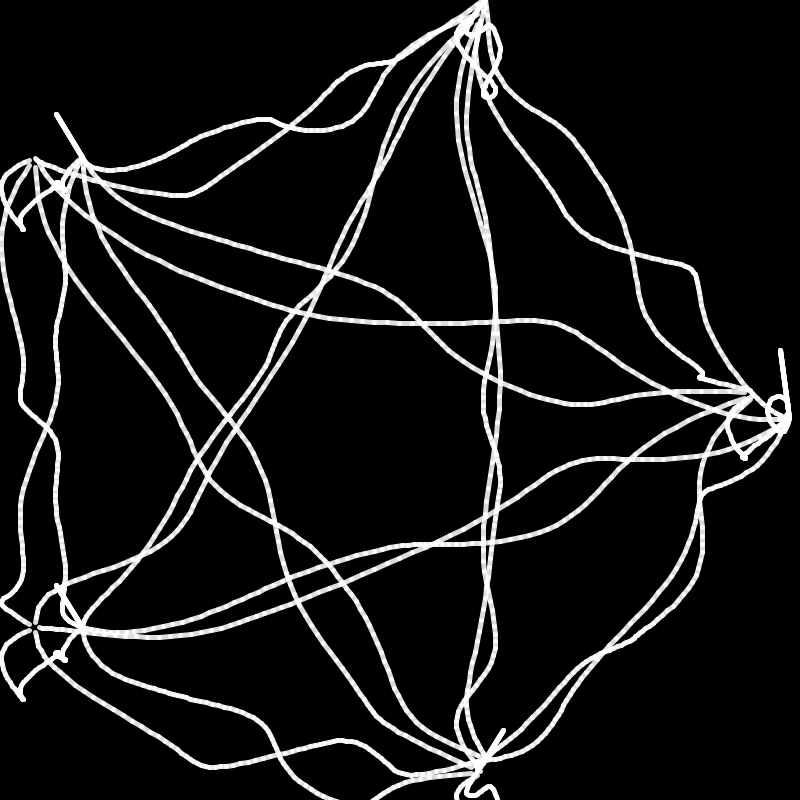
Frame 1 (no input)
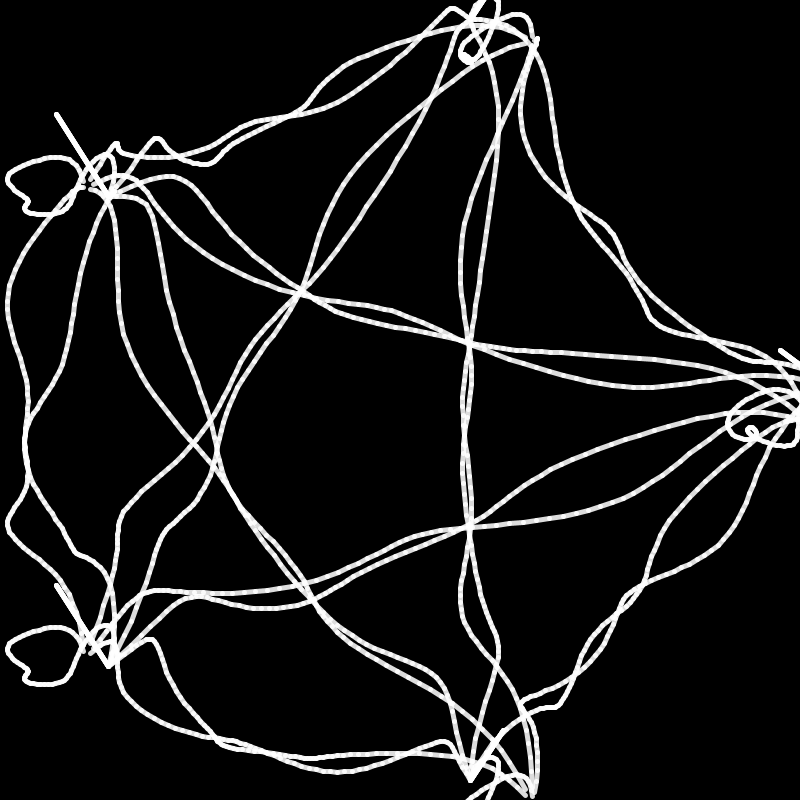
Frame 60 (the mouse pressed at the canvas centre just before this capture)
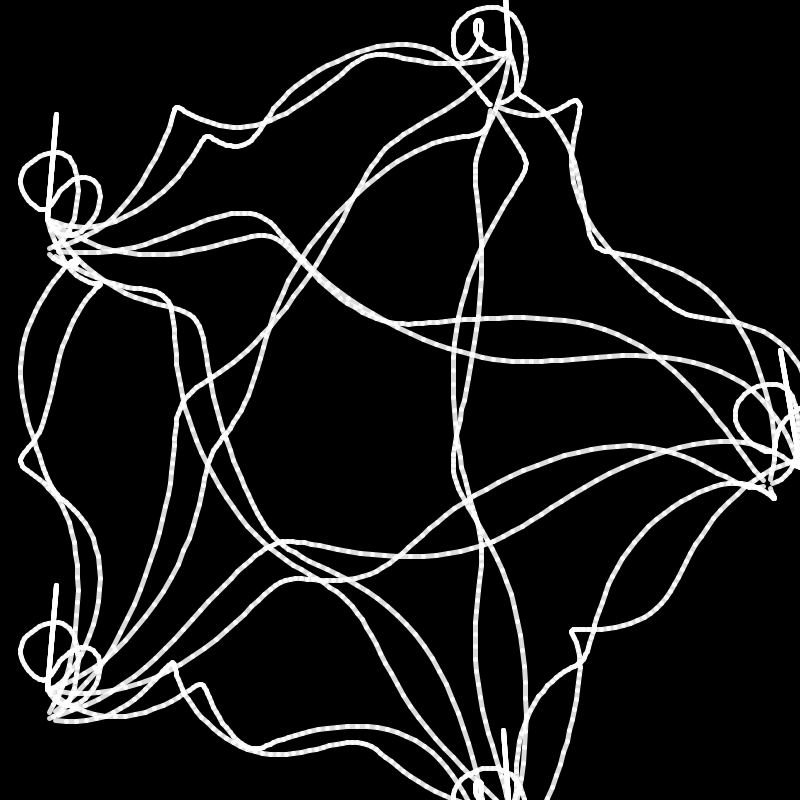
Frame 120 (the mouse held since frame 60 and released just before this capture)

The Processing sketch that drew these frames (run headless with seeded random() and noise(); from frame 60 on, the mouse is pressed at the canvas centre):

// Processing sketch: lerp_curves_2
// ── lerp_curves_2.pde
OpenSimplexNoise noise;
float numPoints = 80;
float radius = 0.7;
float outerRadius = 400;

void setup() {
  size(800, 800);
  frameRate(60);
  stroke(255);
  fill(255);
  
  noise = new OpenSimplexNoise();
}

float x1(float t) { return 100 * (float) noise.eval(100 + radius * cos(TWO_PI * t), radius * sin(TWO_PI * t)); }
float y1(float t) { return .1 * height + 100 * (float) noise.eval(150 + radius * cos(TWO_PI * t), radius * sin(TWO_PI * t)); }
float x2(float t) { return 100 * (float) noise.eval(600 + radius * cos(TWO_PI * t), radius * sin(TWO_PI * t)); }//(cos(t * TWO_PI) + 1) / 2.0 * width / 2.0 + width / 4; }
float y2(float t) { return .1 * height + 100 * (float) noise.eval(50 + radius * cos(TWO_PI * t), radius * sin(TWO_PI * t)); }//(sin(t * TWO_PI) + 1) / 2.0 * height / 2.0 + height / 4; }

void draw() {
  println(frameRate);
  background(0);
  translate(-20, -50);
  
  float t = frameCount % 500 / 500.0;  
  int points = 5;
  
  for(int i = 0; i < points; i++) {
    float pos = (float) i / points * TWO_PI;
    float x = width / 2 + cos(pos) * outerRadius;
    float y = height / 2 + sin(pos) * outerRadius;
    
    strokeWeight(10);
    point(width / 2 + x * outerRadius, height / 2 + y * outerRadius);
    
    for(int j = 0; j < points; j++) {
      float pos2 = (float) j / points * TWO_PI;
      float x2 = width / 2 + cos(pos2) * outerRadius;
      float y2 = height / 2 + sin(pos2) * outerRadius;
   //   line(x, y, x2, y2);
      
      pushStyle();
      strokeWeight(5);
      stroke(255, 220);
      float delay = .71;
      float lastX = x;
      float lastY = y;
      for(int k = 0; k < numPoints; k++) {
        float tt = k / numPoints;
        float xx = lerp(x1(t + noise(x) - tt * delay) + x, x2(t - (1 - tt) * delay) + x2, tt);
        float yy = lerp(y1(t + noise(x) - tt * delay) + y, y2(t - (1 - tt) * delay) + y2, tt);
        //strokeWeight((1 - k / numPoints) * 8 + 2);
        //point(xx, yy);
        line(xx, yy, lastX, lastY);
        lastX = xx;
        lastY = yy;
      }
      popStyle();
    }
  }
}
// ── OpenSimplexNoise.pde
/*
 * OpenSimplex Noise in Java.
 * by Kurt Spencer
 * 
 * v1.1 (October 5, 2014)
 * - Added 2D and 4D implementations.
 * - Proper gradient sets for all dimensions, from a
 *   dimensionally-generalizable scheme with an actual
 *   rhyme and reason behind it.
 * - Removed default permutation array in favor of
 *   default seed.
 * - Changed seed-based constructor to be independent
 *   of any particular randomization library, so results
 *   will be the same when ported to other languages.
 */
 
public class OpenSimplexNoise {

  private static final double STRETCH_CONSTANT_2D = -0.211324865405187;    //(1/Math.sqrt(2+1)-1)/2;
  private static final double SQUISH_CONSTANT_2D = 0.366025403784439;      //(Math.sqrt(2+1)-1)/2;
  private static final double STRETCH_CONSTANT_3D = -1.0 / 6;              //(1/Math.sqrt(3+1)-1)/3;
  private static final double SQUISH_CONSTANT_3D = 1.0 / 3;                //(Math.sqrt(3+1)-1)/3;
  private static final double STRETCH_CONSTANT_4D = -0.138196601125011;    //(1/Math.sqrt(4+1)-1)/4;
  private static final double SQUISH_CONSTANT_4D = 0.309016994374947;      //(Math.sqrt(4+1)-1)/4;
  
  private static final double NORM_CONSTANT_2D = 47;
  private static final double NORM_CONSTANT_3D = 103;
  private static final double NORM_CONSTANT_4D = 30;
  
  private static final long DEFAULT_SEED = 0;
  
  private short[] perm;
  private short[] permGradIndex3D;
  
  public OpenSimplexNoise() {
    this(DEFAULT_SEED);
  }
  
  public OpenSimplexNoise(short[] perm) {
    this.perm = perm;
    permGradIndex3D = new short[256];
    
    for (int i = 0; i < 256; i++) {
      //Since 3D has 24 gradients, simple bitmask won't work, so precompute modulo array.
      permGradIndex3D[i] = (short)((perm[i] % (gradients3D.length / 3)) * 3);
    }
  }
  
  //Initializes the class using a permutation array generated from a 64-bit seed.
  //Generates a proper permutation (i.e. doesn't merely perform N successive pair swaps on a base array)
  //Uses a simple 64-bit LCG.
  public OpenSimplexNoise(long seed) {
    perm = new short[256];
    permGradIndex3D = new short[256];
    short[] source = new short[256];
    for (short i = 0; i < 256; i++)
      source[i] = i;
    seed = seed * 6364136223846793005l + 1442695040888963407l;
    seed = seed * 6364136223846793005l + 1442695040888963407l;
    seed = seed * 6364136223846793005l + 1442695040888963407l;
    for (int i = 255; i >= 0; i--) {
      seed = seed * 6364136223846793005l + 1442695040888963407l;
      int r = (int)((seed + 31) % (i + 1));
      if (r < 0)
        r += (i + 1);
      perm[i] = source[r];
      permGradIndex3D[i] = (short)((perm[i] % (gradients3D.length / 3)) * 3);
      source[r] = source[i];
    }
  }
  
  //2D OpenSimplex Noise.
  public double eval(double x, double y) {
  
    //Place input coordinates onto grid.
    double stretchOffset = (x + y) * STRETCH_CONSTANT_2D;
    double xs = x + stretchOffset;
    double ys = y + stretchOffset;
    
    //Floor to get grid coordinates of rhombus (stretched square) super-cell origin.
    int xsb = fastFloor(xs);
    int ysb = fastFloor(ys);
    
    //Skew out to get actual coordinates of rhombus origin. We'll need these later.
    double squishOffset = (xsb + ysb) * SQUISH_CONSTANT_2D;
    double xb = xsb + squishOffset;
    double yb = ysb + squishOffset;
    
    //Compute grid coordinates relative to rhombus origin.
    double xins = xs - xsb;
    double yins = ys - ysb;
    
    //Sum those together to get a value that determines which region we're in.
    double inSum = xins + yins;

    //Positions relative to origin point.
    double dx0 = x - xb;
    double dy0 = y - yb;
    
    //We'll be defining these inside the next block and using them afterwards.
    double dx_ext, dy_ext;
    int xsv_ext, ysv_ext;
    
    double value = 0;

    //Contribution (1,0)
    double dx1 = dx0 - 1 - SQUISH_CONSTANT_2D;
    double dy1 = dy0 - 0 - SQUISH_CONSTANT_2D;
    double attn1 = 2 - dx1 * dx1 - dy1 * dy1;
    if (attn1 > 0) {
      attn1 *= attn1;
      value += attn1 * attn1 * extrapolate(xsb + 1, ysb + 0, dx1, dy1);
    }

    //Contribution (0,1)
    double dx2 = dx0 - 0 - SQUISH_CONSTANT_2D;
    double dy2 = dy0 - 1 - SQUISH_CONSTANT_2D;
    double attn2 = 2 - dx2 * dx2 - dy2 * dy2;
    if (attn2 > 0) {
      attn2 *= attn2;
      value += attn2 * attn2 * extrapolate(xsb + 0, ysb + 1, dx2, dy2);
    }
    
    if (inSum <= 1) { //We're inside the triangle (2-Simplex) at (0,0)
      double zins = 1 - inSum;
      if (zins > xins || zins > yins) { //(0,0) is one of the closest two triangular vertices
        if (xins > yins) {
          xsv_ext = xsb + 1;
          ysv_ext = ysb - 1;
          dx_ext = dx0 - 1;
          dy_ext = dy0 + 1;
        } else {
          xsv_ext = xsb - 1;
          ysv_ext = ysb + 1;
          dx_ext = dx0 + 1;
          dy_ext = dy0 - 1;
        }
      } else { //(1,0) and (0,1) are the closest two vertices.
        xsv_ext = xsb + 1;
        ysv_ext = ysb + 1;
        dx_ext = dx0 - 1 - 2 * SQUISH_CONSTANT_2D;
        dy_ext = dy0 - 1 - 2 * SQUISH_CONSTANT_2D;
      }
    } else { //We're inside the triangle (2-Simplex) at (1,1)
      double zins = 2 - inSum;
      if (zins < xins || zins < yins) { //(0,0) is one of the closest two triangular vertices
        if (xins > yins) {
          xsv_ext = xsb + 2;
          ysv_ext = ysb + 0;
          dx_ext = dx0 - 2 - 2 * SQUISH_CONSTANT_2D;
          dy_ext = dy0 + 0 - 2 * SQUISH_CONSTANT_2D;
        } else {
          xsv_ext = xsb + 0;
          ysv_ext = ysb + 2;
          dx_ext = dx0 + 0 - 2 * SQUISH_CONSTANT_2D;
          dy_ext = dy0 - 2 - 2 * SQUISH_CONSTANT_2D;
        }
      } else { //(1,0) and (0,1) are the closest two vertices.
        dx_ext = dx0;
        dy_ext = dy0;
        xsv_ext = xsb;
        ysv_ext = ysb;
      }
      xsb += 1;
      ysb += 1;
      dx0 = dx0 - 1 - 2 * SQUISH_CONSTANT_2D;
      dy0 = dy0 - 1 - 2 * SQUISH_CONSTANT_2D;
    }
    
    //Contribution (0,0) or (1,1)
    double attn0 = 2 - dx0 * dx0 - dy0 * dy0;
    if (attn0 > 0) {
      attn0 *= attn0;
      value += attn0 * attn0 * extrapolate(xsb, ysb, dx0, dy0);
    }
    
    //Extra Vertex
    double attn_ext = 2 - dx_ext * dx_ext - dy_ext * dy_ext;
    if (attn_ext > 0) {
      attn_ext *= attn_ext;
      value += attn_ext * attn_ext * extrapolate(xsv_ext, ysv_ext, dx_ext, dy_ext);
    }
    
    return value / NORM_CONSTANT_2D;
  }
  
  //3D OpenSimplex Noise.
  public double eval(double x, double y, double z) {
  
    //Place input coordinates on simplectic honeycomb.
    double stretchOffset = (x + y + z) * STRETCH_CONSTANT_3D;
    double xs = x + stretchOffset;
    double ys = y + stretchOffset;
    double zs = z + stretchOffset;
    
    //Floor to get simplectic honeycomb coordinates of rhombohedron (stretched cube) super-cell origin.
    int xsb = fastFloor(xs);
    int ysb = fastFloor(ys);
    int zsb = fastFloor(zs);
    
    //Skew out to get actual coordinates of rhombohedron origin. We'll need these later.
    double squishOffset = (xsb + ysb + zsb) * SQUISH_CONSTANT_3D;
    double xb = xsb + squishOffset;
    double yb = ysb + squishOffset;
    double zb = zsb + squishOffset;
    
    //Compute simplectic honeycomb coordinates relative to rhombohedral origin.
    double xins = xs - xsb;
    double yins = ys - ysb;
    double zins = zs - zsb;
    
    //Sum those together to get a value that determines which region we're in.
    double inSum = xins + yins + zins;

    //Positions relative to origin point.
    double dx0 = x - xb;
    double dy0 = y - yb;
    double dz0 = z - zb;
    
    //We'll be defining these inside the next block and using them afterwards.
    double dx_ext0, dy_ext0, dz_ext0;
    double dx_ext1, dy_ext1, dz_ext1;
    int xsv_ext0, ysv_ext0, zsv_ext0;
    int xsv_ext1, ysv_ext1, zsv_ext1;
    
    double value = 0;
    if (inSum <= 1) { //We're inside the tetrahedron (3-Simplex) at (0,0,0)
      
      //Determine which two of (0,0,1), (0,1,0), (1,0,0) are closest.
      byte aPoint = 0x01;
      double aScore = xins;
      byte bPoint = 0x02;
      double bScore = yins;
      if (aScore >= bScore && zins > bScore) {
        bScore = zins;
        bPoint = 0x04;
      } else if (aScore < bScore && zins > aScore) {
        aScore = zins;
        aPoint = 0x04;
      }
      
      //Now we determine the two lattice points not part of the tetrahedron that may contribute.
      //This depends on the closest two tetrahedral vertices, including (0,0,0)
      double wins = 1 - inSum;
      if (wins > aScore || wins > bScore) { //(0,0,0) is one of the closest two tetrahedral vertices.
        byte c = (bScore > aScore ? bPoint : aPoint); //Our other closest vertex is the closest out of a and b.
        
        if ((c & 0x01) == 0) {
          xsv_ext0 = xsb - 1;
          xsv_ext1 = xsb;
          dx_ext0 = dx0 + 1;
          dx_ext1 = dx0;
        } else {
          xsv_ext0 = xsv_ext1 = xsb + 1;
          dx_ext0 = dx_ext1 = dx0 - 1;
        }

        if ((c & 0x02) == 0) {
          ysv_ext0 = ysv_ext1 = ysb;
          dy_ext0 = dy_ext1 = dy0;
          if ((c & 0x01) == 0) {
            ysv_ext1 -= 1;
            dy_ext1 += 1;
          } else {
            ysv_ext0 -= 1;
            dy_ext0 += 1;
          }
        } else {
          ysv_ext0 = ysv_ext1 = ysb + 1;
          dy_ext0 = dy_ext1 = dy0 - 1;
        }

        if ((c & 0x04) == 0) {
          zsv_ext0 = zsb;
          zsv_ext1 = zsb - 1;
          dz_ext0 = dz0;
          dz_ext1 = dz0 + 1;
        } else {
          zsv_ext0 = zsv_ext1 = zsb + 1;
          dz_ext0 = dz_ext1 = dz0 - 1;
        }
      } else { //(0,0,0) is not one of the closest two tetrahedral vertices.
        byte c = (byte)(aPoint | bPoint); //Our two extra vertices are determined by the closest two.
        
        if ((c & 0x01) == 0) {
          xsv_ext0 = xsb;
          xsv_ext1 = xsb - 1;
          dx_ext0 = dx0 - 2 * SQUISH_CONSTANT_3D;
          dx_ext1 = dx0 + 1 - SQUISH_CONSTANT_3D;
        } else {
          xsv_ext0 = xsv_ext1 = xsb + 1;
          dx_ext0 = dx0 - 1 - 2 * SQUISH_CONSTANT_3D;
          dx_ext1 = dx0 - 1 - SQUISH_CONSTANT_3D;
        }

        if ((c & 0x02) == 0) {
          ysv_ext0 = ysb;
          ysv_ext1 = ysb - 1;
          dy_ext0 = dy0 - 2 * SQUISH_CONSTANT_3D;
          dy_ext1 = dy0 + 1 - SQUISH_CONSTANT_3D;
        } else {
          ysv_ext0 = ysv_ext1 = ysb + 1;
          dy_ext0 = dy0 - 1 - 2 * SQUISH_CONSTANT_3D;
          dy_ext1 = dy0 - 1 - SQUISH_CONSTANT_3D;
        }

        if ((c & 0x04) == 0) {
          zsv_ext0 = zsb;
          zsv_ext1 = zsb - 1;
          dz_ext0 = dz0 - 2 * SQUISH_CONSTANT_3D;
          dz_ext1 = dz0 + 1 - SQUISH_CONSTANT_3D;
        } else {
          zsv_ext0 = zsv_ext1 = zsb + 1;
          dz_ext0 = dz0 - 1 - 2 * SQUISH_CONSTANT_3D;
          dz_ext1 = dz0 - 1 - SQUISH_CONSTANT_3D;
        }
      }

      //Contribution (0,0,0)
      double attn0 = 2 - dx0 * dx0 - dy0 * dy0 - dz0 * dz0;
      if (attn0 > 0) {
        attn0 *= attn0;
        value += attn0 * attn0 * extrapolate(xsb + 0, ysb + 0, zsb + 0, dx0, dy0, dz0);
      }

      //Contribution (1,0,0)
      double dx1 = dx0 - 1 - SQUISH_CONSTANT_3D;
      double dy1 = dy0 - 0 - SQUISH_CONSTANT_3D;
      double dz1 = dz0 - 0 - SQUISH_CONSTANT_3D;
      double attn1 = 2 - dx1 * dx1 - dy1 * dy1 - dz1 * dz1;
      if (attn1 > 0) {
        attn1 *= attn1;
        value += attn1 * attn1 * extrapolate(xsb + 1, ysb + 0, zsb + 0, dx1, dy1, dz1);
      }

      //Contribution (0,1,0)
      double dx2 = dx0 - 0 - SQUISH_CONSTANT_3D;
      double dy2 = dy0 - 1 - SQUISH_CONSTANT_3D;
      double dz2 = dz1;
      double attn2 = 2 - dx2 * dx2 - dy2 * dy2 - dz2 * dz2;
      if (attn2 > 0) {
        attn2 *= attn2;
        value += attn2 * attn2 * extrapolate(xsb + 0, ysb + 1, zsb + 0, dx2, dy2, dz2);
      }

      //Contribution (0,0,1)
      double dx3 = dx2;
      double dy3 = dy1;
      double dz3 = dz0 - 1 - SQUISH_CONSTANT_3D;
      double attn3 = 2 - dx3 * dx3 - dy3 * dy3 - dz3 * dz3;
      if (attn3 > 0) {
        attn3 *= attn3;
        value += attn3 * attn3 * extrapolate(xsb + 0, ysb + 0, zsb + 1, dx3, dy3, dz3);
      }
    } else if (inSum >= 2) { //We're inside the tetrahedron (3-Simplex) at (1,1,1)
    
      //Determine which two tetrahedral vertices are the closest, out of (1,1,0), (1,0,1), (0,1,1) but not (1,1,1).
      byte aPoint = 0x06;
      double aScore = xins;
      byte bPoint = 0x05;
      double bScore = yins;
      if (aScore <= bScore && zins < bScore) {
        bScore = zins;
        bPoint = 0x03;
      } else if (aScore > bScore && zins < aScore) {
        aScore = zins;
        aPoint = 0x03;
      }
      
      //Now we determine the two lattice points not part of the tetrahedron that may contribute.
      //This depends on the closest two tetrahedral vertices, including (1,1,1)
      double wins = 3 - inSum;
      if (wins < aScore || wins < bScore) { //(1,1,1) is one of the closest two tetrahedral vertices.
        byte c = (bScore < aScore ? bPoint : aPoint); //Our other closest vertex is the closest out of a and b.
        
        if ((c & 0x01) != 0) {
          xsv_ext0 = xsb + 2;
          xsv_ext1 = xsb + 1;
          dx_ext0 = dx0 - 2 - 3 * SQUISH_CONSTANT_3D;
          dx_ext1 = dx0 - 1 - 3 * SQUISH_CONSTANT_3D;
        } else {
          xsv_ext0 = xsv_ext1 = xsb;
          dx_ext0 = dx_ext1 = dx0 - 3 * SQUISH_CONSTANT_3D;
        }

        if ((c & 0x02) != 0) {
          ysv_ext0 = ysv_ext1 = ysb + 1;
          dy_ext0 = dy_ext1 = dy0 - 1 - 3 * SQUISH_CONSTANT_3D;
          if ((c & 0x01) != 0) {
            ysv_ext1 += 1;
            dy_ext1 -= 1;
          } else {
            ysv_ext0 += 1;
            dy_ext0 -= 1;
          }
        } else {
          ysv_ext0 = ysv_ext1 = ysb;
          dy_ext0 = dy_ext1 = dy0 - 3 * SQUISH_CONSTANT_3D;
        }

        if ((c & 0x04) != 0) {
          zsv_ext0 = zsb + 1;
          zsv_ext1 = zsb + 2;
          dz_ext0 = dz0 - 1 - 3 * SQUISH_CONSTANT_3D;
          dz_ext1 = dz0 - 2 - 3 * SQUISH_CONSTANT_3D;
        } else {
          zsv_ext0 = zsv_ext1 = zsb;
          dz_ext0 = dz_ext1 = dz0 - 3 * SQUISH_CONSTANT_3D;
        }
      } else { //(1,1,1) is not one of the closest two tetrahedral vertices.
        byte c = (byte)(aPoint & bPoint); //Our two extra vertices are determined by the closest two.
        
        if ((c & 0x01) != 0) {
          xsv_ext0 = xsb + 1;
          xsv_ext1 = xsb + 2;
          dx_ext0 = dx0 - 1 - SQUISH_CONSTANT_3D;
          dx_ext1 = dx0 - 2 - 2 * SQUISH_CONSTANT_3D;
        } else {
          xsv_ext0 = xsv_ext1 = xsb;
          dx_ext0 = dx0 - SQUISH_CONSTANT_3D;
          dx_ext1 = dx0 - 2 * SQUISH_CONSTANT_3D;
        }

        if ((c & 0x02) != 0) {
          ysv_ext0 = ysb + 1;
          ysv_ext1 = ysb + 2;
          dy_ext0 = dy0 - 1 - SQUISH_CONSTANT_3D;
          dy_ext1 = dy0 - 2 - 2 * SQUISH_CONSTANT_3D;
        } else {
          ysv_ext0 = ysv_ext1 = ysb;
          dy_ext0 = dy0 - SQUISH_CONSTANT_3D;
          dy_ext1 = dy0 - 2 * SQUISH_CONSTANT_3D;
        }

        if ((c & 0x04) != 0) {
          zsv_ext0 = zsb + 1;
          zsv_ext1 = zsb + 2;
          dz_ext0 = dz0 - 1 - SQUISH_CONSTANT_3D;
          dz_ext1 = dz0 - 2 - 2 * SQUISH_CONSTANT_3D;
        } else {
          zsv_ext0 = zsv_ext1 = zsb;
          dz_ext0 = dz0 - SQUISH_CONSTANT_3D;
          dz_ext1 = dz0 - 2 * SQUISH_CONSTANT_3D;
        }
      }
      
      //Contribution (1,1,0)
      double dx3 = dx0 - 1 - 2 * SQUISH_CONSTANT_3D;
      double dy3 = dy0 - 1 - 2 * SQUISH_CONSTANT_3D;
      double dz3 = dz0 - 0 - 2 * SQUISH_CONSTANT_3D;
      double attn3 = 2 - dx3 * dx3 - dy3 * dy3 - dz3 * dz3;
      if (attn3 > 0) {
        attn3 *= attn3;
        value += attn3 * attn3 * extrapolate(xsb + 1, ysb + 1, zsb + 0, dx3, dy3, dz3);
      }

      //Contribution (1,0,1)
      double dx2 = dx3;
      double dy2 = dy0 - 0 - 2 * SQUISH_CONSTANT_3D;
      double dz2 = dz0 - 1 - 2 * SQUISH_CONSTANT_3D;
      double attn2 = 2 - dx2 * dx2 - dy2 * dy2 - dz2 * dz2;
      if (attn2 > 0) {
        attn2 *= attn2;
        value += attn2 * attn2 * extrapolate(xsb + 1, ysb + 0, zsb + 1, dx2, dy2, dz2);
      }

      //Contribution (0,1,1)
      double dx1 = dx0 - 0 - 2 * SQUISH_CONSTANT_3D;
      double dy1 = dy3;
      double dz1 = dz2;
      double attn1 = 2 - dx1 * dx1 - dy1 * dy1 - dz1 * dz1;
      if (attn1 > 0) {
        attn1 *= attn1;
        value += attn1 * attn1 * extrapolate(xsb + 0, ysb + 1, zsb + 1, dx1, dy1, dz1);
      }

      //Contribution (1,1,1)
      dx0 = dx0 - 1 - 3 * SQUISH_CONSTANT_3D;
      dy0 = dy0 - 1 - 3 * SQUISH_CONSTANT_3D;
      dz0 = dz0 - 1 - 3 * SQUISH_CONSTANT_3D;
      double attn0 = 2 - dx0 * dx0 - dy0 * dy0 - dz0 * dz0;
      if (attn0 > 0) {
        attn0 *= attn0;
        value += attn0 * attn0 * extrapolate(xsb + 1, ysb + 1, zsb + 1, dx0, dy0, dz0);
      }
    } else { //We're inside the octahedron (Rectified 3-Simplex) in between.
      double aScore;
      byte aPoint;
      boolean aIsFurtherSide;
      double bScore;
      byte bPoint;
      boolean bIsFurtherSide;

      //Decide between point (0,0,1) and (1,1,0) as closest
      double p1 = xins + yins;
      if (p1 > 1) {
        aScore = p1 - 1;
        aPoint = 0x03;
        aIsFurtherSide = true;
      } else {
        aScore = 1 - p1;
        aPoint = 0x04;
        aIsFurtherSide = false;
      }

      //Decide between point (0,1,0) and (1,0,1) as closest
      double p2 = xins + zins;
      if (p2 > 1) {
        bScore = p2 - 1;
        bPoint = 0x05;
        bIsFurtherSide = true;
      } else {
        bScore = 1 - p2;
        bPoint = 0x02;
        bIsFurtherSide = false;
      }
      
      //The closest out of the two (1,0,0) and (0,1,1) will replace the furthest out of the two decided above, if closer.
      double p3 = yins + zins;
      if (p3 > 1) {
        double score = p3 - 1;
        if (aScore <= bScore && aScore < score) {
          aScore = score;
          aPoint = 0x06;
          aIsFurtherSide = true;
        } else if (aScore > bScore && bScore < score) {
          bScore = score;
          bPoint = 0x06;
          bIsFurtherSide = true;
        }
      } else {
        double score = 1 - p3;
        if (aScore <= bScore && aScore < score) {
          aScore = score;
          aPoint = 0x01;
          aIsFurtherSide = false;
        } else if (aScore > bScore && bScore < score) {
          bScore = score;
          bPoint = 0x01;
          bIsFurtherSide = false;
        }
      }
      
      //Where each of the two closest points are determines how the extra two vertices are calculated.
      if (aIsFurtherSide == bIsFurtherSide) {
        if (aIsFurtherSide) { //Both closest points on (1,1,1) side

          //One of the two extra points is (1,1,1)
          dx_ext0 = dx0 - 1 - 3 * SQUISH_CONSTANT_3D;
          dy_ext0 = dy0 - 1 - 3 * SQUISH_CONSTANT_3D;
          dz_ext0 = dz0 - 1 - 3 * SQUISH_CONSTANT_3D;
          xsv_ext0 = xsb + 1;
          ysv_ext0 = ysb + 1;
          zsv_ext0 = zsb + 1;

          //Other extra point is based on the shared axis.
          byte c = (byte)(aPoint & bPoint);
          if ((c & 0x01) != 0) {
            dx_ext1 = dx0 - 2 - 2 * SQUISH_CONSTANT_3D;
            dy_ext1 = dy0 - 2 * SQUISH_CONSTANT_3D;
            dz_ext1 = dz0 - 2 * SQUISH_CONSTANT_3D;
            xsv_ext1 = xsb + 2;
            ysv_ext1 = ysb;
            zsv_ext1 = zsb;
          } else if ((c & 0x02) != 0) {
            dx_ext1 = dx0 - 2 * SQUISH_CONSTANT_3D;
            dy_ext1 = dy0 - 2 - 2 * SQUISH_CONSTANT_3D;
            dz_ext1 = dz0 - 2 * SQUISH_CONSTANT_3D;
            xsv_ext1 = xsb;
            ysv_ext1 = ysb + 2;
            zsv_ext1 = zsb;
          } else {
            dx_ext1 = dx0 - 2 * SQUISH_CONSTANT_3D;
            dy_ext1 = dy0 - 2 * SQUISH_CONSTANT_3D;
            dz_ext1 = dz0 - 2 - 2 * SQUISH_CONSTANT_3D;
            xsv_ext1 = xsb;
            ysv_ext1 = ysb;
            zsv_ext1 = zsb + 2;
          }
        } else {//Both closest points on (0,0,0) side

          //One of the two extra points is (0,0,0)
          dx_ext0 = dx0;
          dy_ext0 = dy0;
          dz_ext0 = dz0;
          xsv_ext0 = xsb;
          ysv_ext0 = ysb;
          zsv_ext0 = zsb;

          //Other extra point is based on the omitted axis.
          byte c = (byte)(aPoint | bPoint);
          if ((c & 0x01) == 0) {
            dx_ext1 = dx0 + 1 - SQUISH_CONSTANT_3D;
            dy_ext1 = dy0 - 1 - SQUISH_CONSTANT_3D;
            dz_ext1 = dz0 - 1 - SQUISH_CONSTANT_3D;
            xsv_ext1 = xsb - 1;
            ysv_ext1 = ysb + 1;
            zsv_ext1 = zsb + 1;
          } else if ((c & 0x02) == 0) {
            dx_ext1 = dx0 - 1 - SQUISH_CONSTANT_3D;
            dy_ext1 = dy0 + 1 - SQUISH_CONSTANT_3D;
            dz_ext1 = dz0 - 1 - SQUISH_CONSTANT_3D;
            xsv_ext1 = xsb + 1;
            ysv_ext1 = ysb - 1;
            zsv_ext1 = zsb + 1;
          } else {
            dx_ext1 = dx0 - 1 - SQUISH_CONSTANT_3D;
            dy_ext1 = dy0 - 1 - SQUISH_CONSTANT_3D;
            dz_ext1 = dz0 + 1 - SQUISH_CONSTANT_3D;
            xsv_ext1 = xsb + 1;
            ysv_ext1 = ysb + 1;
            zsv_ext1 = zsb - 1;
          }
        }
      } else { //One point on (0,0,0) side, one point on (1,1,1) side
        byte c1, c2;
        if (aIsFurtherSide) {
          c1 = aPoint;
          c2 = bPoint;
        } else {
          c1 = bPoint;
          c2 = aPoint;
        }

        //One contribution is a permutation of (1,1,-1)
        if ((c1 & 0x01) == 0) {
          dx_ext0 = dx0 + 1 - SQUISH_CONSTANT_3D;
          dy_ext0 = dy0 - 1 - SQUISH_CONSTANT_3D;
          dz_ext0 = dz0 - 1 - SQUISH_CONSTANT_3D;
          xsv_ext0 = xsb - 1;
          ysv_ext0 = ysb + 1;
          zsv_ext0 = zsb + 1;
        } else if ((c1 & 0x02) == 0) {
          dx_ext0 = dx0 - 1 - SQUISH_CONSTANT_3D;
          dy_ext0 = dy0 + 1 - SQUISH_CONSTANT_3D;
          dz_ext0 = dz0 - 1 - SQUISH_CONSTANT_3D;
          xsv_ext0 = xsb + 1;
          ysv_ext0 = ysb - 1;
          zsv_ext0 = zsb + 1;
        } else {
          dx_ext0 = dx0 - 1 - SQUISH_CONSTANT_3D;
          dy_ext0 = dy0 - 1 - SQUISH_CONSTANT_3D;
          dz_ext0 = dz0 + 1 - SQUISH_CONSTANT_3D;
          xsv_ext0 = xsb + 1;
          ysv_ext0 = ysb + 1;
          zsv_ext0 = zsb - 1;
        }

        //One contribution is a permutation of (0,0,2)
        dx_ext1 = dx0 - 2 * SQUISH_CONSTANT_3D;
        dy_ext1 = dy0 - 2 * SQUISH_CONSTANT_3D;
        dz_ext1 = dz0 - 2 * SQUISH_CONSTANT_3D;
        xsv_ext1 = xsb;
        ysv_ext1 = ysb;
        zsv_ext1 = zsb;
        if ((c2 & 0x01) != 0) {
          dx_ext1 -= 2;
          xsv_ext1 += 2;
        } else if ((c2 & 0x02) != 0) {
          dy_ext1 -= 2;
          ysv_ext1 += 2;
        } else {
          dz_ext1 -= 2;
          zsv_ext1 += 2;
        }
      }

      //Contribution (1,0,0)
      double dx1 = dx0 - 1 - SQUISH_CONSTANT_3D;
      double dy1 = dy0 - 0 - SQUISH_CONSTANT_3D;
      double dz1 = dz0 - 0 - SQUISH_CONSTANT_3D;
      double attn1 = 2 - dx1 * dx1 - dy1 * dy1 - dz1 * dz1;
      if (attn1 > 0) {
        attn1 *= attn1;
        value += attn1 * attn1 * extrapolate(xsb + 1, ysb + 0, zsb + 0, dx1, dy1, dz1);
      }

      //Contribution (0,1,0)
      double dx2 = dx0 - 0 - SQUISH_CONSTANT_3D;
      double dy2 = dy0 - 1 - SQUISH_CONSTANT_3D;
      double dz2 = dz1;
      double attn2 = 2 - dx2 * dx2 - dy2 * dy2 - dz2 * dz2;
      if (attn2 > 0) {
        attn2 *= attn2;
        value += attn2 * attn2 * extrapolate(xsb + 0, ysb + 1, zsb + 0, dx2, dy2, dz2);
      }

      //Contribution (0,0,1)
      double dx3 = dx2;
      double dy3 = dy1;
      double dz3 = dz0 - 1 - SQUISH_CONSTANT_3D;
      double attn3 = 2 - dx3 * dx3 - dy3 * dy3 - dz3 * dz3;
      if (attn3 > 0) {
        attn3 *= attn3;
        value += attn3 * attn3 * extrapolate(xsb + 0, ysb + 0, zsb + 1, dx3, dy3, dz3);
      }

      //Contribution (1,1,0)
      double dx4 = dx0 - 1 - 2 * SQUISH_CONSTANT_3D;
      double dy4 = dy0 - 1 - 2 * SQUISH_CONSTANT_3D;
      double dz4 = dz0 - 0 - 2 * SQUISH_CONSTANT_3D;
      double attn4 = 2 - dx4 * dx4 - dy4 * dy4 - dz4 * dz4;
      if (attn4 > 0) {
        attn4 *= attn4;
        value += attn4 * attn4 * extrapolate(xsb + 1, ysb + 1, zsb + 0, dx4, dy4, dz4);
      }

      //Contribution (1,0,1)
      double dx5 = dx4;
      double dy5 = dy0 - 0 - 2 * SQUISH_CONSTANT_3D;
      double dz5 = dz0 - 1 - 2 * SQUISH_CONSTANT_3D;
      double attn5 = 2 - dx5 * dx5 - dy5 * dy5 - dz5 * dz5;
      if (attn5 > 0) {
        attn5 *= attn5;
        value += attn5 * attn5 * extrapolate(xsb + 1, ysb + 0, zsb + 1, dx5, dy5, dz5);
      }

      //Contribution (0,1,1)
      double dx6 = dx0 - 0 - 2 * SQUISH_CONSTANT_3D;
      double dy6 = dy4;
      double dz6 = dz5;
      double attn6 = 2 - dx6 * dx6 - dy6 * dy6 - dz6 * dz6;
      if (attn6 > 0) {
        attn6 *= attn6;
        value += attn6 * attn6 * extrapolate(xsb + 0, ysb + 1, zsb + 1, dx6, dy6, dz6);
      }
    }
 
    //First extra vertex
    double attn_ext0 = 2 - dx_ext0 * dx_ext0 - dy_ext0 * dy_ext0 - dz_ext0 * dz_ext0;
    if (attn_ext0 > 0)
    {
      attn_ext0 *= attn_ext0;
      value += attn_ext0 * attn_ext0 * extrapolate(xsv_ext0, ysv_ext0, zsv_ext0, dx_ext0, dy_ext0, dz_ext0);
    }

    //Second extra vertex
    double attn_ext1 = 2 - dx_ext1 * dx_ext1 - dy_ext1 * dy_ext1 - dz_ext1 * dz_ext1;
    if (attn_ext1 > 0)
    {
      attn_ext1 *= attn_ext1;
      value += attn_ext1 * attn_ext1 * extrapolate(xsv_ext1, ysv_ext1, zsv_ext1, dx_ext1, dy_ext1, dz_ext1);
    }
    
    return value / NORM_CONSTANT_3D;
  }
  
  //4D OpenSimplex Noise.
  public double eval(double x, double y, double z, double w) {
  
    //Place input coordinates on simplectic honeycomb.
    double stretchOffset = (x + y + z + w) * STRETCH_CONSTANT_4D;
    double xs = x + stretchOffset;
    double ys = y + stretchOffset;
    double zs = z + stretchOffset;
    double ws = w + stretchOffset;
    
    //Floor to get simplectic honeycomb coordinates of rhombo-hypercube super-cell origin.
    int xsb = fastFloor(xs);
    int ysb = fastFloor(ys);
    int zsb = fastFloor(zs);
    int wsb = fastFloor(ws);
    
    //Skew out to get actual coordinates of stretched rhombo-hypercube origin. We'll need these later.
    double squishOffset = (xsb + ysb + zsb + wsb) * SQUISH_CONSTANT_4D;
    double xb = xsb + squishOffset;
    double yb = ysb + squishOffset;
    double zb = zsb + squishOffset;
    double wb = wsb + squishOffset;
    
    //Compute simplectic honeycomb coordinates relative to rhombo-hypercube origin.
    double xins = xs - xsb;
    double yins = ys - ysb;
    double zins = zs - zsb;
    double wins = ws - wsb;
    
    //Sum those together to get a value that determines which region we're in.
    double inSum = xins + yins + zins + wins;

    //Positions relative to origin point.
    double dx0 = x - xb;
    double dy0 = y - yb;
    double dz0 = z - zb;
    double dw0 = w - wb;
    
    //We'll be defining these inside the next block and using them afterwards.
    double dx_ext0, dy_ext0, dz_ext0, dw_ext0;
    double dx_ext1, dy_ext1, dz_ext1, dw_ext1;
    double dx_ext2, dy_ext2, dz_ext2, dw_ext2;
    int xsv_ext0, ysv_ext0, zsv_ext0, wsv_ext0;
    int xsv_ext1, ysv_ext1, zsv_ext1, wsv_ext1;
    int xsv_ext2, ysv_ext2, zsv_ext2, wsv_ext2;
    
    double value = 0;
    if (inSum <= 1) { //We're inside the pentachoron (4-Simplex) at (0,0,0,0)

      //Determine which two of (0,0,0,1), (0,0,1,0), (0,1,0,0), (1,0,0,0) are closest.
      byte aPoint = 0x01;
      double aScore = xins;
      byte bPoint = 0x02;
      double bScore = yins;
      if (aScore >= bScore && zins > bScore) {
        bScore = zins;
        bPoint = 0x04;
      } else if (aScore < bScore && zins > aScore) {
        aScore = zins;
        aPoint = 0x04;
      }
      if (aScore >= bScore && wins > bScore) {
        bScore = wins;
        bPoint = 0x08;
      } else if (aScore < bScore && wins > aScore) {
        aScore = wins;
        aPoint = 0x08;
      }
      
      //Now we determine the three lattice points not part of the pentachoron that may contribute.
      //This depends on the closest two pentachoron vertices, including (0,0,0,0)
      double uins = 1 - inSum;
      if (uins > aScore || uins > bScore) { //(0,0,0,0) is one of the closest two pentachoron vertices.
        byte c = (bScore > aScore ? bPoint : aPoint); //Our other closest vertex is the closest out of a and b.
        if ((c & 0x01) == 0) {
          xsv_ext0 = xsb - 1;
          xsv_ext1 = xsv_ext2 = xsb;
          dx_ext0 = dx0 + 1;
          dx_ext1 = dx_ext2 = dx0;
        } else {
          xsv_ext0 = xsv_ext1 = xsv_ext2 = xsb + 1;
          dx_ext0 = dx_ext1 = dx_ext2 = dx0 - 1;
        }

        if ((c & 0x02) == 0) {
          ysv_ext0 = ysv_ext1 = ysv_ext2 = ysb;
          dy_ext0 = dy_ext1 = dy_ext2 = dy0;
          if ((c & 0x01) == 0x01) {
            ysv_ext0 -= 1;
            dy_ext0 += 1;
          } else {
            ysv_ext1 -= 1;
            dy_ext1 += 1;
          }
        } else {
          ysv_ext0 = ysv_ext1 = ysv_ext2 = ysb + 1;
          dy_ext0 = dy_ext1 = dy_ext2 = dy0 - 1;
        }
        
        if ((c & 0x04) == 0) {
          zsv_ext0 = zsv_ext1 = zsv_ext2 = zsb;
          dz_ext0 = dz_ext1 = dz_ext2 = dz0;
          if ((c & 0x03) != 0) {
            if ((c & 0x03) == 0x03) {
              zsv_ext0 -= 1;
              dz_ext0 += 1;
            } else {
              zsv_ext1 -= 1;
              dz_ext1 += 1;
            }
          } else {
            zsv_ext2 -= 1;
            dz_ext2 += 1;
          }
        } else {
          zsv_ext0 = zsv_ext1 = zsv_ext2 = zsb + 1;
          dz_ext0 = dz_ext1 = dz_ext2 = dz0 - 1;
        }
        
        if ((c & 0x08) == 0) {
          wsv_ext0 = wsv_ext1 = wsb;
          wsv_ext2 = wsb - 1;
          dw_ext0 = dw_ext1 = dw0;
          dw_ext2 = dw0 + 1;
        } else {
          wsv_ext0 = wsv_ext1 = wsv_ext2 = wsb + 1;
          dw_ext0 = dw_ext1 = dw_ext2 = dw0 - 1;
        }
      } else { //(0,0,0,0) is not one of the closest two pentachoron vertices.
        byte c = (byte)(aPoint | bPoint); //Our three extra vertices are determined by the closest two.
        
        if ((c & 0x01) == 0) {
          xsv_ext0 = xsv_ext2 = xsb;
          xsv_ext1 = xsb - 1;
          dx_ext0 = dx0 - 2 * SQUISH_CONSTANT_4D;
          dx_ext1 = dx0 + 1 - SQUISH_CONSTANT_4D;
          dx_ext2 = dx0 - SQUISH_CONSTANT_4D;
        } else {
          xsv_ext0 = xsv_ext1 = xsv_ext2 = xsb + 1;
          dx_ext0 = dx0 - 1 - 2 * SQUISH_CONSTANT_4D;
          dx_ext1 = dx_ext2 = dx0 - 1 - SQUISH_CONSTANT_4D;
        }
        
        if ((c & 0x02) == 0) {
          ysv_ext0 = ysv_ext1 = ysv_ext2 = ysb;
          dy_ext0 = dy0 - 2 * SQUISH_CONSTANT_4D;
          dy_ext1 = dy_ext2 = dy0 - SQUISH_CONSTANT_4D;
          if ((c & 0x01) == 0x01) {
            ysv_ext1 -= 1;
            dy_ext1 += 1;
          } else {
            ysv_ext2 -= 1;
            dy_ext2 += 1;
          }
        } else {
          ysv_ext0 = ysv_ext1 = ysv_ext2 = ysb + 1;
          dy_ext0 = dy0 - 1 - 2 * SQUISH_CONSTANT_4D;
          dy_ext1 = dy_ext2 = dy0 - 1 - SQUISH_CONSTANT_4D;
        }
        
        if ((c & 0x04) == 0) {
          zsv_ext0 = zsv_ext1 = zsv_ext2 = zsb;
          dz_ext0 = dz0 - 2 * SQUISH_CONSTANT_4D;
          dz_ext1 = dz_ext2 = dz0 - SQUISH_CONSTANT_4D;
          if ((c & 0x03) == 0x03) {
            zsv_ext1 -= 1;
            dz_ext1 += 1;
          } else {
            zsv_ext2 -= 1;
            dz_ext2 += 1;
          }
        } else {
          zsv_ext0 = zsv_ext1 = zsv_ext2 = zsb + 1;
          dz_ext0 = dz0 - 1 - 2 * SQUISH_CONSTANT_4D;
          dz_ext1 = dz_ext2 = dz0 - 1 - SQUISH_CONSTANT_4D;
        }
        
        if ((c & 0x08) == 0) {
          wsv_ext0 = wsv_ext1 = wsb;
          wsv_ext2 = wsb - 1;
          dw_ext0 = dw0 - 2 * SQUISH_CONSTANT_4D;
          dw_ext1 = dw0 - SQUISH_CONSTANT_4D;
          dw_ext2 = dw0 + 1 - SQUISH_CONSTANT_4D;
        } else {
          wsv_ext0 = wsv_ext1 = wsv_ext2 = wsb + 1;
          dw_ext0 = dw0 - 1 - 2 * SQUISH_CONSTANT_4D;
          dw_ext1 = dw_ext2 = dw0 - 1 - SQUISH_CONSTANT_4D;
        }
      }

      //Contribution (0,0,0,0)
      double attn0 = 2 - dx0 * dx0 - dy0 * dy0 - dz0 * dz0 - dw0 * dw0;
      if (attn0 > 0) {
        attn0 *= attn0;
        value += attn0 * attn0 * extrapolate(xsb + 0, ysb + 0, zsb + 0, wsb + 0, dx0, dy0, dz0, dw0);
      }

      //Contribution (1,0,0,0)
      double dx1 = dx0 - 1 - SQUISH_CONSTANT_4D;
      double dy1 = dy0 - 0 - SQUISH_CONSTANT_4D;
      double dz1 = dz0 - 0 - SQUISH_CONSTANT_4D;
      double dw1 = dw0 - 0 - SQUISH_CONSTANT_4D;
      double attn1 = 2 - dx1 * dx1 - dy1 * dy1 - dz1 * dz1 - dw1 * dw1;
      if (attn1 > 0) {
        attn1 *= attn1;
        value += attn1 * attn1 * extrapolate(xsb + 1, ysb + 0, zsb + 0, wsb + 0, dx1, dy1, dz1, dw1);
      }

      //Contribution (0,1,0,0)
      double dx2 = dx0 - 0 - SQUISH_CONSTANT_4D;
      double dy2 = dy0 - 1 - SQUISH_CONSTANT_4D;
      double dz2 = dz1;
      double dw2 = dw1;
      double attn2 = 2 - dx2 * dx2 - dy2 * dy2 - dz2 * dz2 - dw2 * dw2;
      if (attn2 > 0) {
        attn2 *= attn2;
        value += attn2 * attn2 * extrapolate(xsb + 0, ysb + 1, zsb + 0, wsb + 0, dx2, dy2, dz2, dw2);
      }

      //Contribution (0,0,1,0)
      double dx3 = dx2;
      double dy3 = dy1;
      double dz3 = dz0 - 1 - SQUISH_CONSTANT_4D;
      double dw3 = dw1;
      double attn3 = 2 - dx3 * dx3 - dy3 * dy3 - dz3 * dz3 - dw3 * dw3;
      if (attn3 > 0) {
        attn3 *= attn3;
        value += attn3 * attn3 * extrapolate(xsb + 0, ysb + 0, zsb + 1, wsb + 0, dx3, dy3, dz3, dw3);
      }

      //Contribution (0,0,0,1)
      double dx4 = dx2;
      double dy4 = dy1;
      double dz4 = dz1;
      double dw4 = dw0 - 1 - SQUISH_CONSTANT_4D;
      double attn4 = 2 - dx4 * dx4 - dy4 * dy4 - dz4 * dz4 - dw4 * dw4;
      if (attn4 > 0) {
        attn4 *= attn4;
        value += attn4 * attn4 * extrapolate(xsb + 0, ysb + 0, zsb + 0, wsb + 1, dx4, dy4, dz4, dw4);
      }
    } else if (inSum >= 3) { //We're inside the pentachoron (4-Simplex) at (1,1,1,1)
      //Determine which two of (1,1,1,0), (1,1,0,1), (1,0,1,1), (0,1,1,1) are closest.
      byte aPoint = 0x0E;
      double aScore = xins;
      byte bPoint = 0x0D;
      double bScore = yins;
      if (aScore <= bScore && zins < bScore) {
        bScore = zins;
        bPoint = 0x0B;
      } else if (aScore > bScore && zins < aScore) {
        aScore = zins;
        aPoint = 0x0B;
      }
      if (aScore <= bScore && wins < bScore) {
        bScore = wins;
        bPoint = 0x07;
      } else if (aScore > bScore && wins < aScore) {
        aScore = wins;
        aPoint = 0x07;
      }
      
      //Now we determine the three lattice points not part of the pentachoron that may contribute.
      //This depends on the closest two pentachoron vertices, including (0,0,0,0)
      double uins = 4 - inSum;
      if (uins < aScore || uins < bScore) { //(1,1,1,1) is one of the closest two pentachoron vertices.
        byte c = (bScore < aScore ? bPoint : aPoint); //Our other closest vertex is the closest out of a and b.
        
        if ((c & 0x01) != 0) {
          xsv_ext0 = xsb + 2;
          xsv_ext1 = xsv_ext2 = xsb + 1;
          dx_ext0 = dx0 - 2 - 4 * SQUISH_CONSTANT_4D;
          dx_ext1 = dx_ext2 = dx0 - 1 - 4 * SQUISH_CONSTANT_4D;
        } else {
          xsv_ext0 = xsv_ext1 = xsv_ext2 = xsb;
          dx_ext0 = dx_ext1 = dx_ext2 = dx0 - 4 * SQUISH_CONSTANT_4D;
        }

        if ((c & 0x02) != 0) {
          ysv_ext0 = ysv_ext1 = ysv_ext2 = ysb + 1;
          dy_ext0 = dy_ext1 = dy_ext2 = dy0 - 1 - 4 * SQUISH_CONSTANT_4D;
          if ((c & 0x01) != 0) {
            ysv_ext1 += 1;
            dy_ext1 -= 1;
          } else {
            ysv_ext0 += 1;
            dy_ext0 -= 1;
          }
        } else {
          ysv_ext0 = ysv_ext1 = ysv_ext2 = ysb;
          dy_ext0 = dy_ext1 = dy_ext2 = dy0 - 4 * SQUISH_CONSTANT_4D;
        }
        
        if ((c & 0x04) != 0) {
          zsv_ext0 = zsv_ext1 = zsv_ext2 = zsb + 1;
          dz_ext0 = dz_ext1 = dz_ext2 = dz0 - 1 - 4 * SQUISH_CONSTANT_4D;
          if ((c & 0x03) != 0x03) {
            if ((c & 0x03) == 0) {
              zsv_ext0 += 1;
              dz_ext0 -= 1;
            } else {
              zsv_ext1 += 1;
              dz_ext1 -= 1;
            }
          } else {
            zsv_ext2 += 1;
            dz_ext2 -= 1;
          }
        } else {
          zsv_ext0 = zsv_ext1 = zsv_ext2 = zsb;
          dz_ext0 = dz_ext1 = dz_ext2 = dz0 - 4 * SQUISH_CONSTANT_4D;
        }
        
        if ((c & 0x08) != 0) {
          wsv_ext0 = wsv_ext1 = wsb + 1;
          wsv_ext2 = wsb + 2;
          dw_ext0 = dw_ext1 = dw0 - 1 - 4 * SQUISH_CONSTANT_4D;
          dw_ext2 = dw0 - 2 - 4 * SQUISH_CONSTANT_4D;
        } else {
          wsv_ext0 = wsv_ext1 = wsv_ext2 = wsb;
          dw_ext0 = dw_ext1 = dw_ext2 = dw0 - 4 * SQUISH_CONSTANT_4D;
        }
      } else { //(1,1,1,1) is not one of the closest two pentachoron vertices.
        byte c = (byte)(aPoint & bPoint); //Our three extra vertices are determined by the closest two.
        
        if ((c & 0x01) != 0) {
          xsv_ext0 = xsv_ext2 = xsb + 1;
          xsv_ext1 = xsb + 2;
          dx_ext0 = dx0 - 1 - 2 * SQUISH_CONSTANT_4D;
          dx_ext1 = dx0 - 2 - 3 * SQUISH_CONSTANT_4D;
          dx_ext2 = dx0 - 1 - 3 * SQUISH_CONSTANT_4D;
        } else {
          xsv_ext0 = xsv_ext1 = xsv_ext2 = xsb;
          dx_ext0 = dx0 - 2 * SQUISH_CONSTANT_4D;
          dx_ext1 = dx_ext2 = dx0 - 3 * SQUISH_CONSTANT_4D;
        }
        
        if ((c & 0x02) != 0) {
          ysv_ext0 = ysv_ext1 = ysv_ext2 = ysb + 1;
          dy_ext0 = dy0 - 1 - 2 * SQUISH_CONSTANT_4D;
          dy_ext1 = dy_ext2 = dy0 - 1 - 3 * SQUISH_CONSTANT_4D;
          if ((c & 0x01) != 0) {
            ysv_ext2 += 1;
            dy_ext2 -= 1;
          } else {
            ysv_ext1 += 1;
            dy_ext1 -= 1;
          }
        } else {
          ysv_ext0 = ysv_ext1 = ysv_ext2 = ysb;
          dy_ext0 = dy0 - 2 * SQUISH_CONSTANT_4D;
          dy_ext1 = dy_ext2 = dy0 - 3 * SQUISH_CONSTANT_4D;
        }
        
        if ((c & 0x04) != 0) {
          zsv_ext0 = zsv_ext1 = zsv_ext2 = zsb + 1;
          dz_ext0 = dz0 - 1 - 2 * SQUISH_CONSTANT_4D;
          dz_ext1 = dz_ext2 = dz0 - 1 - 3 * SQUISH_CONSTANT_4D;
          if ((c & 0x03) != 0) {
            zsv_ext2 += 1;
            dz_ext2 -= 1;
          } else {
            zsv_ext1 += 1;
            dz_ext1 -= 1;
          }
        } else {
          zsv_ext0 = zsv_ext1 = zsv_ext2 = zsb;
          dz_ext0 = dz0 - 2 * SQUISH_CONSTANT_4D;
          dz_ext1 = dz_ext2 = dz0 - 3 * SQUISH_CONSTANT_4D;
        }
        
        if ((c & 0x08) != 0) {
          wsv_ext0 = wsv_ext1 = wsb + 1;
          wsv_ext2 = wsb + 2;
          dw_ext0 = dw0 - 1 - 2 * SQUISH_CONSTANT_4D;
          dw_ext1 = dw0 - 1 - 3 * SQUISH_CONSTANT_4D;
          dw_ext2 = dw0 - 2 - 3 * SQUISH_CONSTANT_4D;
        } else {
          wsv_ext0 = wsv_ext1 = wsv_ext2 = wsb;
          dw_ext0 = dw0 - 2 * SQUISH_CONSTANT_4D;
          dw_ext1 = dw_ext2 = dw0 - 3 * SQUISH_CONSTANT_4D;
        }
      }

      //Contribution (1,1,1,0)
      double dx4 = dx0 - 1 - 3 * SQUISH_CONSTANT_4D;
      double dy4 = dy0 - 1 - 3 * SQUISH_CONSTANT_4D;
      double dz4 = dz0 - 1 - 3 * SQUISH_CONSTANT_4D;
      double dw4 = dw0 - 3 * SQUISH_CONSTANT_4D;
      double attn4 = 2 - dx4 * dx4 - dy4 * dy4 - dz4 * dz4 - dw4 * dw4;
      if (attn4 > 0) {
        attn4 *= attn4;
        value += attn4 * attn4 * extrapolate(xsb + 1, ysb + 1, zsb + 1, wsb + 0, dx4, dy4, dz4, dw4);
      }

      //Contribution (1,1,0,1)
      double dx3 = dx4;
      double dy3 = dy4;
      double dz3 = dz0 - 3 * SQUISH_CONSTANT_4D;
      double dw3 = dw0 - 1 - 3 * SQUISH_CONSTANT_4D;
      double attn3 = 2 - dx3 * dx3 - dy3 * dy3 - dz3 * dz3 - dw3 * dw3;
      if (attn3 > 0) {
        attn3 *= attn3;
        value += attn3 * attn3 * extrapolate(xsb + 1, ysb + 1, zsb + 0, wsb + 1, dx3, dy3, dz3, dw3);
      }

      //Contribution (1,0,1,1)
      double dx2 = dx4;
      double dy2 = dy0 - 3 * SQUISH_CONSTANT_4D;
      double dz2 = dz4;
      double dw2 = dw3;
      double attn2 = 2 - dx2 * dx2 - dy2 * dy2 - dz2 * dz2 - dw2 * dw2;
      if (attn2 > 0) {
        attn2 *= attn2;
        value += attn2 * attn2 * extrapolate(xsb + 1, ysb + 0, zsb + 1, wsb + 1, dx2, dy2, dz2, dw2);
      }

      //Contribution (0,1,1,1)
      double dx1 = dx0 - 3 * SQUISH_CONSTANT_4D;
      double dz1 = dz4;
      double dy1 = dy4;
      double dw1 = dw3;
      double attn1 = 2 - dx1 * dx1 - dy1 * dy1 - dz1 * dz1 - dw1 * dw1;
      if (attn1 > 0) {
        attn1 *= attn1;
        value += attn1 * attn1 * extrapolate(xsb + 0, ysb + 1, zsb + 1, wsb + 1, dx1, dy1, dz1, dw1);
      }

      //Contribution (1,1,1,1)
      dx0 = dx0 - 1 - 4 * SQUISH_CONSTANT_4D;
      dy0 = dy0 - 1 - 4 * SQUISH_CONSTANT_4D;
      dz0 = dz0 - 1 - 4 * SQUISH_CONSTANT_4D;
      dw0 = dw0 - 1 - 4 * SQUISH_CONSTANT_4D;
      double attn0 = 2 - dx0 * dx0 - dy0 * dy0 - dz0 * dz0 - dw0 * dw0;
      if (attn0 > 0) {
        attn0 *= attn0;
        value += attn0 * attn0 * extrapolate(xsb + 1, ysb + 1, zsb + 1, wsb + 1, dx0, dy0, dz0, dw0);
      }
    } else if (inSum <= 2) { //We're inside the first dispentachoron (Rectified 4-Simplex)
      double aScore;
      byte aPoint;
      boolean aIsBiggerSide = true;
      double bScore;
      byte bPoint;
      boolean bIsBiggerSide = true;
      
      //Decide between (1,1,0,0) and (0,0,1,1)
      if (xins + yins > zins + wins) {
        aScore = xins + yins;
        aPoint = 0x03;
      } else {
        aScore = zins + wins;
        aPoint = 0x0C;
      }
      
      //Decide between (1,0,1,0) and (0,1,0,1)
      if (xins + zins > yins + wins) {
        bScore = xins + zins;
        bPoint = 0x05;
      } else {
        bScore = yins + wins;
        bPoint = 0x0A;
      }
      
      //Closer between (1,0,0,1) and (0,1,1,0) will replace the further of a and b, if closer.
      if (xins + wins > yins + zins) {
        double score = xins + wins;
        if (aScore >= bScore && score > bScore) {
          bScore = score;
          bPoint = 0x09;
        } else if (aScore < bScore && score > aScore) {
          aScore = score;
          aPoint = 0x09;
        }
      } else {
        double score = yins + zins;
        if (aScore >= bScore && score > bScore) {
          bScore = score;
          bPoint = 0x06;
        } else if (aScore < bScore && score > aScore) {
          aScore = score;
          aPoint = 0x06;
        }
      }
      
      //Decide if (1,0,0,0) is closer.
      double p1 = 2 - inSum + xins;
      if (aScore >= bScore && p1 > bScore) {
        bScore = p1;
        bPoint = 0x01;
        bIsBiggerSide = false;
      } else if (aScore < bScore && p1 > aScore) {
        aScore = p1;
        aPoint = 0x01;
        aIsBiggerSide = false;
      }
      
      //Decide if (0,1,0,0) is closer.
      double p2 = 2 - inSum + yins;
      if (aScore >= bScore && p2 > bScore) {
        bScore = p2;
        bPoint = 0x02;
        bIsBiggerSide = false;
      } else if (aScore < bScore && p2 > aScore) {
        aScore = p2;
        aPoint = 0x02;
        aIsBiggerSide = false;
      }
      
      //Decide if (0,0,1,0) is closer.
      double p3 = 2 - inSum + zins;
      if (aScore >= bScore && p3 > bScore) {
        bScore = p3;
        bPoint = 0x04;
        bIsBiggerSide = false;
      } else if (aScore < bScore && p3 > aScore) {
        aScore = p3;
        aPoint = 0x04;
        aIsBiggerSide = false;
      }
      
      //Decide if (0,0,0,1) is closer.
      double p4 = 2 - inSum + wins;
      if (aScore >= bScore && p4 > bScore) {
        bScore = p4;
        bPoint = 0x08;
        bIsBiggerSide = false;
      } else if (aScore < bScore && p4 > aScore) {
        aScore = p4;
        aPoint = 0x08;
        aIsBiggerSide = false;
      }
      
      //Where each of the two closest points are determines how the extra three vertices are calculated.
      if (aIsBiggerSide == bIsBiggerSide) {
        if (aIsBiggerSide) { //Both closest points on the bigger side
          byte c1 = (byte)(aPoint | bPoint);
          byte c2 = (byte)(aPoint & bPoint);
          if ((c1 & 0x01) == 0) {
            xsv_ext0 = xsb;
            xsv_ext1 = xsb - 1;
            dx_ext0 = dx0 - 3 * SQUISH_CONSTANT_4D;
            dx_ext1 = dx0 + 1 - 2 * SQUISH_CONSTANT_4D;
          } else {
            xsv_ext0 = xsv_ext1 = xsb + 1;
            dx_ext0 = dx0 - 1 - 3 * SQUISH_CONSTANT_4D;
            dx_ext1 = dx0 - 1 - 2 * SQUISH_CONSTANT_4D;
          }
          
          if ((c1 & 0x02) == 0) {
            ysv_ext0 = ysb;
            ysv_ext1 = ysb - 1;
            dy_ext0 = dy0 - 3 * SQUISH_CONSTANT_4D;
            dy_ext1 = dy0 + 1 - 2 * SQUISH_CONSTANT_4D;
          } else {
            ysv_ext0 = ysv_ext1 = ysb + 1;
            dy_ext0 = dy0 - 1 - 3 * SQUISH_CONSTANT_4D;
            dy_ext1 = dy0 - 1 - 2 * SQUISH_CONSTANT_4D;
          }
          
          if ((c1 & 0x04) == 0) {
            zsv_ext0 = zsb;
            zsv_ext1 = zsb - 1;
            dz_ext0 = dz0 - 3 * SQUISH_CONSTANT_4D;
            dz_ext1 = dz0 + 1 - 2 * SQUISH_CONSTANT_4D;
          } else {
            zsv_ext0 = zsv_ext1 = zsb + 1;
            dz_ext0 = dz0 - 1 - 3 * SQUISH_CONSTANT_4D;
            dz_ext1 = dz0 - 1 - 2 * SQUISH_CONSTANT_4D;
          }
          
          if ((c1 & 0x08) == 0) {
            wsv_ext0 = wsb;
            wsv_ext1 = wsb - 1;
            dw_ext0 = dw0 - 3 * SQUISH_CONSTANT_4D;
            dw_ext1 = dw0 + 1 - 2 * SQUISH_CONSTANT_4D;
          } else {
            wsv_ext0 = wsv_ext1 = wsb + 1;
            dw_ext0 = dw0 - 1 - 3 * SQUISH_CONSTANT_4D;
            dw_ext1 = dw0 - 1 - 2 * SQUISH_CONSTANT_4D;
          }
          
          //One combination is a permutation of (0,0,0,2) based on c2
          xsv_ext2 = xsb;
          ysv_ext2 = ysb;
          zsv_ext2 = zsb;
          wsv_ext2 = wsb;
          dx_ext2 = dx0 - 2 * SQUISH_CONSTANT_4D;
          dy_ext2 = dy0 - 2 * SQUISH_CONSTANT_4D;
          dz_ext2 = dz0 - 2 * SQUISH_CONSTANT_4D;
          dw_ext2 = dw0 - 2 * SQUISH_CONSTANT_4D;
          if ((c2 & 0x01) != 0) {
            xsv_ext2 += 2;
            dx_ext2 -= 2;
          } else if ((c2 & 0x02) != 0) {
            ysv_ext2 += 2;
            dy_ext2 -= 2;
          } else if ((c2 & 0x04) != 0) {
            zsv_ext2 += 2;
            dz_ext2 -= 2;
          } else {
            wsv_ext2 += 2;
            dw_ext2 -= 2;
          }
          
        } else { //Both closest points on the smaller side
          //One of the two extra points is (0,0,0,0)
          xsv_ext2 = xsb;
          ysv_ext2 = ysb;
          zsv_ext2 = zsb;
          wsv_ext2 = wsb;
          dx_ext2 = dx0;
          dy_ext2 = dy0;
          dz_ext2 = dz0;
          dw_ext2 = dw0;
          
          //Other two points are based on the omitted axes.
          byte c = (byte)(aPoint | bPoint);
          
          if ((c & 0x01) == 0) {
            xsv_ext0 = xsb - 1;
            xsv_ext1 = xsb;
            dx_ext0 = dx0 + 1 - SQUISH_CONSTANT_4D;
            dx_ext1 = dx0 - SQUISH_CONSTANT_4D;
          } else {
            xsv_ext0 = xsv_ext1 = xsb + 1;
            dx_ext0 = dx_ext1 = dx0 - 1 - SQUISH_CONSTANT_4D;
          }
          
          if ((c & 0x02) == 0) {
            ysv_ext0 = ysv_ext1 = ysb;
            dy_ext0 = dy_ext1 = dy0 - SQUISH_CONSTANT_4D;
            if ((c & 0x01) == 0x01)
            {
              ysv_ext0 -= 1;
              dy_ext0 += 1;
            } else {
              ysv_ext1 -= 1;
              dy_ext1 += 1;
            }
          } else {
            ysv_ext0 = ysv_ext1 = ysb + 1;
            dy_ext0 = dy_ext1 = dy0 - 1 - SQUISH_CONSTANT_4D;
          }
          
          if ((c & 0x04) == 0) {
            zsv_ext0 = zsv_ext1 = zsb;
            dz_ext0 = dz_ext1 = dz0 - SQUISH_CONSTANT_4D;
            if ((c & 0x03) == 0x03)
            {
              zsv_ext0 -= 1;
              dz_ext0 += 1;
            } else {
              zsv_ext1 -= 1;
              dz_ext1 += 1;
            }
          } else {
            zsv_ext0 = zsv_ext1 = zsb + 1;
            dz_ext0 = dz_ext1 = dz0 - 1 - SQUISH_CONSTANT_4D;
          }
          
          if ((c & 0x08) == 0)
          {
            wsv_ext0 = wsb;
            wsv_ext1 = wsb - 1;
            dw_ext0 = dw0 - SQUISH_CONSTANT_4D;
            dw_ext1 = dw0 + 1 - SQUISH_CONSTANT_4D;
          } else {
            wsv_ext0 = wsv_ext1 = wsb + 1;
            dw_ext0 = dw_ext1 = dw0 - 1 - SQUISH_CONSTANT_4D;
          }
          
        }
      } else { //One point on each "side"
        byte c1, c2;
        if (aIsBiggerSide) {
          c1 = aPoint;
          c2 = bPoint;
        } else {
          c1 = bPoint;
          c2 = aPoint;
        }
        
        //Two contributions are the bigger-sided point with each 0 replaced with -1.
        if ((c1 & 0x01) == 0) {
          xsv_ext0 = xsb - 1;
          xsv_ext1 = xsb;
          dx_ext0 = dx0 + 1 - SQUISH_CONSTANT_4D;
          dx_ext1 = dx0 - SQUISH_CONSTANT_4D;
        } else {
          xsv_ext0 = xsv_ext1 = xsb + 1;
          dx_ext0 = dx_ext1 = dx0 - 1 - SQUISH_CONSTANT_4D;
        }
        
        if ((c1 & 0x02) == 0) {
          ysv_ext0 = ysv_ext1 = ysb;
          dy_ext0 = dy_ext1 = dy0 - SQUISH_CONSTANT_4D;
          if ((c1 & 0x01) == 0x01) {
            ysv_ext0 -= 1;
            dy_ext0 += 1;
          } else {
            ysv_ext1 -= 1;
            dy_ext1 += 1;
          }
        } else {
          ysv_ext0 = ysv_ext1 = ysb + 1;
          dy_ext0 = dy_ext1 = dy0 - 1 - SQUISH_CONSTANT_4D;
        }
        
        if ((c1 & 0x04) == 0) {
          zsv_ext0 = zsv_ext1 = zsb;
          dz_ext0 = dz_ext1 = dz0 - SQUISH_CONSTANT_4D;
          if ((c1 & 0x03) == 0x03) {
            zsv_ext0 -= 1;
            dz_ext0 += 1;
          } else {
            zsv_ext1 -= 1;
            dz_ext1 += 1;
          }
        } else {
          zsv_ext0 = zsv_ext1 = zsb + 1;
          dz_ext0 = dz_ext1 = dz0 - 1 - SQUISH_CONSTANT_4D;
        }
        
        if ((c1 & 0x08) == 0) {
          wsv_ext0 = wsb;
          wsv_ext1 = wsb - 1;
          dw_ext0 = dw0 - SQUISH_CONSTANT_4D;
          dw_ext1 = dw0 + 1 - SQUISH_CONSTANT_4D;
        } else {
          wsv_ext0 = wsv_ext1 = wsb + 1;
          dw_ext0 = dw_ext1 = dw0 - 1 - SQUISH_CONSTANT_4D;
        }

        //One contribution is a permutation of (0,0,0,2) based on the smaller-sided point
        xsv_ext2 = xsb;
        ysv_ext2 = ysb;
        zsv_ext2 = zsb;
        wsv_ext2 = wsb;
        dx_ext2 = dx0 - 2 * SQUISH_CONSTANT_4D;
        dy_ext2 = dy0 - 2 * SQUISH_CONSTANT_4D;
        dz_ext2 = dz0 - 2 * SQUISH_CONSTANT_4D;
        dw_ext2 = dw0 - 2 * SQUISH_CONSTANT_4D;
        if ((c2 & 0x01) != 0) {
          xsv_ext2 += 2;
          dx_ext2 -= 2;
        } else if ((c2 & 0x02) != 0) {
          ysv_ext2 += 2;
          dy_ext2 -= 2;
        } else if ((c2 & 0x04) != 0) {
          zsv_ext2 += 2;
          dz_ext2 -= 2;
        } else {
          wsv_ext2 += 2;
          dw_ext2 -= 2;
        }
      }
      
      //Contribution (1,0,0,0)
      double dx1 = dx0 - 1 - SQUISH_CONSTANT_4D;
      double dy1 = dy0 - 0 - SQUISH_CONSTANT_4D;
      double dz1 = dz0 - 0 - SQUISH_CONSTANT_4D;
      double dw1 = dw0 - 0 - SQUISH_CONSTANT_4D;
      double attn1 = 2 - dx1 * dx1 - dy1 * dy1 - dz1 * dz1 - dw1 * dw1;
      if (attn1 > 0) {
        attn1 *= attn1;
        value += attn1 * attn1 * extrapolate(xsb + 1, ysb + 0, zsb + 0, wsb + 0, dx1, dy1, dz1, dw1);
      }

      //Contribution (0,1,0,0)
      double dx2 = dx0 - 0 - SQUISH_CONSTANT_4D;
      double dy2 = dy0 - 1 - SQUISH_CONSTANT_4D;
      double dz2 = dz1;
      double dw2 = dw1;
      double attn2 = 2 - dx2 * dx2 - dy2 * dy2 - dz2 * dz2 - dw2 * dw2;
      if (attn2 > 0) {
        attn2 *= attn2;
        value += attn2 * attn2 * extrapolate(xsb + 0, ysb + 1, zsb + 0, wsb + 0, dx2, dy2, dz2, dw2);
      }

      //Contribution (0,0,1,0)
      double dx3 = dx2;
      double dy3 = dy1;
      double dz3 = dz0 - 1 - SQUISH_CONSTANT_4D;
      double dw3 = dw1;
      double attn3 = 2 - dx3 * dx3 - dy3 * dy3 - dz3 * dz3 - dw3 * dw3;
      if (attn3 > 0) {
        attn3 *= attn3;
        value += attn3 * attn3 * extrapolate(xsb + 0, ysb + 0, zsb + 1, wsb + 0, dx3, dy3, dz3, dw3);
      }

      //Contribution (0,0,0,1)
      double dx4 = dx2;
      double dy4 = dy1;
      double dz4 = dz1;
      double dw4 = dw0 - 1 - SQUISH_CONSTANT_4D;
      double attn4 = 2 - dx4 * dx4 - dy4 * dy4 - dz4 * dz4 - dw4 * dw4;
      if (attn4 > 0) {
        attn4 *= attn4;
        value += attn4 * attn4 * extrapolate(xsb + 0, ysb + 0, zsb + 0, wsb + 1, dx4, dy4, dz4, dw4);
      }
      
      //Contribution (1,1,0,0)
      double dx5 = dx0 - 1 - 2 * SQUISH_CONSTANT_4D;
      double dy5 = dy0 - 1 - 2 * SQUISH_CONSTANT_4D;
      double dz5 = dz0 - 0 - 2 * SQUISH_CONSTANT_4D;
      double dw5 = dw0 - 0 - 2 * SQUISH_CONSTANT_4D;
      double attn5 = 2 - dx5 * dx5 - dy5 * dy5 - dz5 * dz5 - dw5 * dw5;
      if (attn5 > 0) {
        attn5 *= attn5;
        value += attn5 * attn5 * extrapolate(xsb + 1, ysb + 1, zsb + 0, wsb + 0, dx5, dy5, dz5, dw5);
      }
      
      //Contribution (1,0,1,0)
      double dx6 = dx0 - 1 - 2 * SQUISH_CONSTANT_4D;
      double dy6 = dy0 - 0 - 2 * SQUISH_CONSTANT_4D;
      double dz6 = dz0 - 1 - 2 * SQUISH_CONSTANT_4D;
      double dw6 = dw0 - 0 - 2 * SQUISH_CONSTANT_4D;
      double attn6 = 2 - dx6 * dx6 - dy6 * dy6 - dz6 * dz6 - dw6 * dw6;
      if (attn6 > 0) {
        attn6 *= attn6;
        value += attn6 * attn6 * extrapolate(xsb + 1, ysb + 0, zsb + 1, wsb + 0, dx6, dy6, dz6, dw6);
      }

      //Contribution (1,0,0,1)
      double dx7 = dx0 - 1 - 2 * SQUISH_CONSTANT_4D;
      double dy7 = dy0 - 0 - 2 * SQUISH_CONSTANT_4D;
      double dz7 = dz0 - 0 - 2 * SQUISH_CONSTANT_4D;
      double dw7 = dw0 - 1 - 2 * SQUISH_CONSTANT_4D;
      double attn7 = 2 - dx7 * dx7 - dy7 * dy7 - dz7 * dz7 - dw7 * dw7;
      if (attn7 > 0) {
        attn7 *= attn7;
        value += attn7 * attn7 * extrapolate(xsb + 1, ysb + 0, zsb + 0, wsb + 1, dx7, dy7, dz7, dw7);
      }
      
      //Contribution (0,1,1,0)
      double dx8 = dx0 - 0 - 2 * SQUISH_CONSTANT_4D;
      double dy8 = dy0 - 1 - 2 * SQUISH_CONSTANT_4D;
      double dz8 = dz0 - 1 - 2 * SQUISH_CONSTANT_4D;
      double dw8 = dw0 - 0 - 2 * SQUISH_CONSTANT_4D;
      double attn8 = 2 - dx8 * dx8 - dy8 * dy8 - dz8 * dz8 - dw8 * dw8;
      if (attn8 > 0) {
        attn8 *= attn8;
        value += attn8 * attn8 * extrapolate(xsb + 0, ysb + 1, zsb + 1, wsb + 0, dx8, dy8, dz8, dw8);
      }
      
      //Contribution (0,1,0,1)
      double dx9 = dx0 - 0 - 2 * SQUISH_CONSTANT_4D;
      double dy9 = dy0 - 1 - 2 * SQUISH_CONSTANT_4D;
      double dz9 = dz0 - 0 - 2 * SQUISH_CONSTANT_4D;
      double dw9 = dw0 - 1 - 2 * SQUISH_CONSTANT_4D;
      double attn9 = 2 - dx9 * dx9 - dy9 * dy9 - dz9 * dz9 - dw9 * dw9;
      if (attn9 > 0) {
        attn9 *= attn9;
        value += attn9 * attn9 * extrapolate(xsb + 0, ysb + 1, zsb + 0, wsb + 1, dx9, dy9, dz9, dw9);
      }
      
      //Contribution (0,0,1,1)
      double dx10 = dx0 - 0 - 2 * SQUISH_CONSTANT_4D;
      double dy10 = dy0 - 0 - 2 * SQUISH_CONSTANT_4D;
      double dz10 = dz0 - 1 - 2 * SQUISH_CONSTANT_4D;
      double dw10 = dw0 - 1 - 2 * SQUISH_CONSTANT_4D;
      double attn10 = 2 - dx10 * dx10 - dy10 * dy10 - dz10 * dz10 - dw10 * dw10;
      if (attn10 > 0) {
        attn10 *= attn10;
        value += attn10 * attn10 * extrapolate(xsb + 0, ysb + 0, zsb + 1, wsb + 1, dx10, dy10, dz10, dw10);
      }
    } else { //We're inside the second dispentachoron (Rectified 4-Simplex)
      double aScore;
      byte aPoint;
      boolean aIsBiggerSide = true;
      double bScore;
      byte bPoint;
      boolean bIsBiggerSide = true;
      
      //Decide between (0,0,1,1) and (1,1,0,0)
      if (xins + yins < zins + wins) {
        aScore = xins + yins;
        aPoint = 0x0C;
      } else {
        aScore = zins + wins;
        aPoint = 0x03;
      }
      
      //Decide between (0,1,0,1) and (1,0,1,0)
      if (xins + zins < yins + wins) {
        bScore = xins + zins;
        bPoint = 0x0A;
      } else {
        bScore = yins + wins;
        bPoint = 0x05;
      }
      
      //Closer between (0,1,1,0) and (1,0,0,1) will replace the further of a and b, if closer.
      if (xins + wins < yins + zins) {
        double score = xins + wins;
        if (aScore <= bScore && score < bScore) {
          bScore = score;
          bPoint = 0x06;
        } else if (aScore > bScore && score < aScore) {
          aScore = score;
          aPoint = 0x06;
        }
      } else {
        double score = yins + zins;
        if (aScore <= bScore && score < bScore) {
          bScore = score;
          bPoint = 0x09;
        } else if (aScore > bScore && score < aScore) {
          aScore = score;
          aPoint = 0x09;
        }
      }
      
      //Decide if (0,1,1,1) is closer.
      double p1 = 3 - inSum + xins;
      if (aScore <= bScore && p1 < bScore) {
        bScore = p1;
        bPoint = 0x0E;
        bIsBiggerSide = false;
      } else if (aScore > bScore && p1 < aScore) {
        aScore = p1;
        aPoint = 0x0E;
        aIsBiggerSide = false;
      }
      
      //Decide if (1,0,1,1) is closer.
      double p2 = 3 - inSum + yins;
      if (aScore <= bScore && p2 < bScore) {
        bScore = p2;
        bPoint = 0x0D;
        bIsBiggerSide = false;
      } else if (aScore > bScore && p2 < aScore) {
        aScore = p2;
        aPoint = 0x0D;
        aIsBiggerSide = false;
      }
      
      //Decide if (1,1,0,1) is closer.
      double p3 = 3 - inSum + zins;
      if (aScore <= bScore && p3 < bScore) {
        bScore = p3;
        bPoint = 0x0B;
        bIsBiggerSide = false;
      } else if (aScore > bScore && p3 < aScore) {
        aScore = p3;
        aPoint = 0x0B;
        aIsBiggerSide = false;
      }
      
      //Decide if (1,1,1,0) is closer.
      double p4 = 3 - inSum + wins;
      if (aScore <= bScore && p4 < bScore) {
        bScore = p4;
        bPoint = 0x07;
        bIsBiggerSide = false;
      } else if (aScore > bScore && p4 < aScore) {
        aScore = p4;
        aPoint = 0x07;
        aIsBiggerSide = false;
      }
      
      //Where each of the two closest points are determines how the extra three vertices are calculated.
      if (aIsBiggerSide == bIsBiggerSide) {
        if (aIsBiggerSide) { //Both closest points on the bigger side
          byte c1 = (byte)(aPoint & bPoint);
          byte c2 = (byte)(aPoint | bPoint);
          
          //Two contributions are permutations of (0,0,0,1) and (0,0,0,2) based on c1
          xsv_ext0 = xsv_ext1 = xsb;
          ysv_ext0 = ysv_ext1 = ysb;
          zsv_ext0 = zsv_ext1 = zsb;
          wsv_ext0 = wsv_ext1 = wsb;
          dx_ext0 = dx0 - SQUISH_CONSTANT_4D;
          dy_ext0 = dy0 - SQUISH_CONSTANT_4D;
          dz_ext0 = dz0 - SQUISH_CONSTANT_4D;
          dw_ext0 = dw0 - SQUISH_CONSTANT_4D;
          dx_ext1 = dx0 - 2 * SQUISH_CONSTANT_4D;
          dy_ext1 = dy0 - 2 * SQUISH_CONSTANT_4D;
          dz_ext1 = dz0 - 2 * SQUISH_CONSTANT_4D;
          dw_ext1 = dw0 - 2 * SQUISH_CONSTANT_4D;
          if ((c1 & 0x01) != 0) {
            xsv_ext0 += 1;
            dx_ext0 -= 1;
            xsv_ext1 += 2;
            dx_ext1 -= 2;
          } else if ((c1 & 0x02) != 0) {
            ysv_ext0 += 1;
            dy_ext0 -= 1;
            ysv_ext1 += 2;
            dy_ext1 -= 2;
          } else if ((c1 & 0x04) != 0) {
            zsv_ext0 += 1;
            dz_ext0 -= 1;
            zsv_ext1 += 2;
            dz_ext1 -= 2;
          } else {
            wsv_ext0 += 1;
            dw_ext0 -= 1;
            wsv_ext1 += 2;
            dw_ext1 -= 2;
          }
          
          //One contribution is a permutation of (1,1,1,-1) based on c2
          xsv_ext2 = xsb + 1;
          ysv_ext2 = ysb + 1;
          zsv_ext2 = zsb + 1;
          wsv_ext2 = wsb + 1;
          dx_ext2 = dx0 - 1 - 2 * SQUISH_CONSTANT_4D;
          dy_ext2 = dy0 - 1 - 2 * SQUISH_CONSTANT_4D;
          dz_ext2 = dz0 - 1 - 2 * SQUISH_CONSTANT_4D;
          dw_ext2 = dw0 - 1 - 2 * SQUISH_CONSTANT_4D;
          if ((c2 & 0x01) == 0) {
            xsv_ext2 -= 2;
            dx_ext2 += 2;
          } else if ((c2 & 0x02) == 0) {
            ysv_ext2 -= 2;
            dy_ext2 += 2;
          } else if ((c2 & 0x04) == 0) {
            zsv_ext2 -= 2;
            dz_ext2 += 2;
          } else {
            wsv_ext2 -= 2;
            dw_ext2 += 2;
          }
        } else { //Both closest points on the smaller side
          //One of the two extra points is (1,1,1,1)
          xsv_ext2 = xsb + 1;
          ysv_ext2 = ysb + 1;
          zsv_ext2 = zsb + 1;
          wsv_ext2 = wsb + 1;
          dx_ext2 = dx0 - 1 - 4 * SQUISH_CONSTANT_4D;
          dy_ext2 = dy0 - 1 - 4 * SQUISH_CONSTANT_4D;
          dz_ext2 = dz0 - 1 - 4 * SQUISH_CONSTANT_4D;
          dw_ext2 = dw0 - 1 - 4 * SQUISH_CONSTANT_4D;
          
          //Other two points are based on the shared axes.
          byte c = (byte)(aPoint & bPoint);
          
          if ((c & 0x01) != 0) {
            xsv_ext0 = xsb + 2;
            xsv_ext1 = xsb + 1;
            dx_ext0 = dx0 - 2 - 3 * SQUISH_CONSTANT_4D;
            dx_ext1 = dx0 - 1 - 3 * SQUISH_CONSTANT_4D;
          } else {
            xsv_ext0 = xsv_ext1 = xsb;
            dx_ext0 = dx_ext1 = dx0 - 3 * SQUISH_CONSTANT_4D;
          }
          
          if ((c & 0x02) != 0) {
            ysv_ext0 = ysv_ext1 = ysb + 1;
            dy_ext0 = dy_ext1 = dy0 - 1 - 3 * SQUISH_CONSTANT_4D;
            if ((c & 0x01) == 0)
            {
              ysv_ext0 += 1;
              dy_ext0 -= 1;
            } else {
              ysv_ext1 += 1;
              dy_ext1 -= 1;
            }
          } else {
            ysv_ext0 = ysv_ext1 = ysb;
            dy_ext0 = dy_ext1 = dy0 - 3 * SQUISH_CONSTANT_4D;
          }
          
          if ((c & 0x04) != 0) {
            zsv_ext0 = zsv_ext1 = zsb + 1;
            dz_ext0 = dz_ext1 = dz0 - 1 - 3 * SQUISH_CONSTANT_4D;
            if ((c & 0x03) == 0)
            {
              zsv_ext0 += 1;
              dz_ext0 -= 1;
            } else {
              zsv_ext1 += 1;
              dz_ext1 -= 1;
            }
          } else {
            zsv_ext0 = zsv_ext1 = zsb;
            dz_ext0 = dz_ext1 = dz0 - 3 * SQUISH_CONSTANT_4D;
          }
          
          if ((c & 0x08) != 0)
          {
            wsv_ext0 = wsb + 1;
            wsv_ext1 = wsb + 2;
            dw_ext0 = dw0 - 1 - 3 * SQUISH_CONSTANT_4D;
            dw_ext1 = dw0 - 2 - 3 * SQUISH_CONSTANT_4D;
          } else {
            wsv_ext0 = wsv_ext1 = wsb;
            dw_ext0 = dw_ext1 = dw0 - 3 * SQUISH_CONSTANT_4D;
          }
        }
      } else { //One point on each "side"
        byte c1, c2;
        if (aIsBiggerSide) {
          c1 = aPoint;
          c2 = bPoint;
        } else {
          c1 = bPoint;
          c2 = aPoint;
        }
        
        //Two contributions are the bigger-sided point with each 1 replaced with 2.
        if ((c1 & 0x01) != 0) {
          xsv_ext0 = xsb + 2;
          xsv_ext1 = xsb + 1;
          dx_ext0 = dx0 - 2 - 3 * SQUISH_CONSTANT_4D;
          dx_ext1 = dx0 - 1 - 3 * SQUISH_CONSTANT_4D;
        } else {
          xsv_ext0 = xsv_ext1 = xsb;
          dx_ext0 = dx_ext1 = dx0 - 3 * SQUISH_CONSTANT_4D;
        }
        
        if ((c1 & 0x02) != 0) {
          ysv_ext0 = ysv_ext1 = ysb + 1;
          dy_ext0 = dy_ext1 = dy0 - 1 - 3 * SQUISH_CONSTANT_4D;
          if ((c1 & 0x01) == 0) {
            ysv_ext0 += 1;
            dy_ext0 -= 1;
          } else {
            ysv_ext1 += 1;
            dy_ext1 -= 1;
          }
        } else {
          ysv_ext0 = ysv_ext1 = ysb;
          dy_ext0 = dy_ext1 = dy0 - 3 * SQUISH_CONSTANT_4D;
        }
        
        if ((c1 & 0x04) != 0) {
          zsv_ext0 = zsv_ext1 = zsb + 1;
          dz_ext0 = dz_ext1 = dz0 - 1 - 3 * SQUISH_CONSTANT_4D;
          if ((c1 & 0x03) == 0) {
            zsv_ext0 += 1;
            dz_ext0 -= 1;
          } else {
            zsv_ext1 += 1;
            dz_ext1 -= 1;
          }
        } else {
          zsv_ext0 = zsv_ext1 = zsb;
          dz_ext0 = dz_ext1 = dz0 - 3 * SQUISH_CONSTANT_4D;
        }
        
        if ((c1 & 0x08) != 0) {
          wsv_ext0 = wsb + 1;
          wsv_ext1 = wsb + 2;
          dw_ext0 = dw0 - 1 - 3 * SQUISH_CONSTANT_4D;
          dw_ext1 = dw0 - 2 - 3 * SQUISH_CONSTANT_4D;
        } else {
          wsv_ext0 = wsv_ext1 = wsb;
          dw_ext0 = dw_ext1 = dw0 - 3 * SQUISH_CONSTANT_4D;
        }

        //One contribution is a permutation of (1,1,1,-1) based on the smaller-sided point
        xsv_ext2 = xsb + 1;
        ysv_ext2 = ysb + 1;
        zsv_ext2 = zsb + 1;
        wsv_ext2 = wsb + 1;
        dx_ext2 = dx0 - 1 - 2 * SQUISH_CONSTANT_4D;
        dy_ext2 = dy0 - 1 - 2 * SQUISH_CONSTANT_4D;
        dz_ext2 = dz0 - 1 - 2 * SQUISH_CONSTANT_4D;
        dw_ext2 = dw0 - 1 - 2 * SQUISH_CONSTANT_4D;
        if ((c2 & 0x01) == 0) {
          xsv_ext2 -= 2;
          dx_ext2 += 2;
        } else if ((c2 & 0x02) == 0) {
          ysv_ext2 -= 2;
          dy_ext2 += 2;
        } else if ((c2 & 0x04) == 0) {
          zsv_ext2 -= 2;
          dz_ext2 += 2;
        } else {
          wsv_ext2 -= 2;
          dw_ext2 += 2;
        }
      }
      
      //Contribution (1,1,1,0)
      double dx4 = dx0 - 1 - 3 * SQUISH_CONSTANT_4D;
      double dy4 = dy0 - 1 - 3 * SQUISH_CONSTANT_4D;
      double dz4 = dz0 - 1 - 3 * SQUISH_CONSTANT_4D;
      double dw4 = dw0 - 3 * SQUISH_CONSTANT_4D;
      double attn4 = 2 - dx4 * dx4 - dy4 * dy4 - dz4 * dz4 - dw4 * dw4;
      if (attn4 > 0) {
        attn4 *= attn4;
        value += attn4 * attn4 * extrapolate(xsb + 1, ysb + 1, zsb + 1, wsb + 0, dx4, dy4, dz4, dw4);
      }

      //Contribution (1,1,0,1)
      double dx3 = dx4;
      double dy3 = dy4;
      double dz3 = dz0 - 3 * SQUISH_CONSTANT_4D;
      double dw3 = dw0 - 1 - 3 * SQUISH_CONSTANT_4D;
      double attn3 = 2 - dx3 * dx3 - dy3 * dy3 - dz3 * dz3 - dw3 * dw3;
      if (attn3 > 0) {
        attn3 *= attn3;
        value += attn3 * attn3 * extrapolate(xsb + 1, ysb + 1, zsb + 0, wsb + 1, dx3, dy3, dz3, dw3);
      }

      //Contribution (1,0,1,1)
      double dx2 = dx4;
      double dy2 = dy0 - 3 * SQUISH_CONSTANT_4D;
      double dz2 = dz4;
      double dw2 = dw3;
      double attn2 = 2 - dx2 * dx2 - dy2 * dy2 - dz2 * dz2 - dw2 * dw2;
      if (attn2 > 0) {
        attn2 *= attn2;
        value += attn2 * attn2 * extrapolate(xsb + 1, ysb + 0, zsb + 1, wsb + 1, dx2, dy2, dz2, dw2);
      }

      //Contribution (0,1,1,1)
      double dx1 = dx0 - 3 * SQUISH_CONSTANT_4D;
      double dz1 = dz4;
      double dy1 = dy4;
      double dw1 = dw3;
      double attn1 = 2 - dx1 * dx1 - dy1 * dy1 - dz1 * dz1 - dw1 * dw1;
      if (attn1 > 0) {
        attn1 *= attn1;
        value += attn1 * attn1 * extrapolate(xsb + 0, ysb + 1, zsb + 1, wsb + 1, dx1, dy1, dz1, dw1);
      }
      
      //Contribution (1,1,0,0)
      double dx5 = dx0 - 1 - 2 * SQUISH_CONSTANT_4D;
      double dy5 = dy0 - 1 - 2 * SQUISH_CONSTANT_4D;
      double dz5 = dz0 - 0 - 2 * SQUISH_CONSTANT_4D;
      double dw5 = dw0 - 0 - 2 * SQUISH_CONSTANT_4D;
      double attn5 = 2 - dx5 * dx5 - dy5 * dy5 - dz5 * dz5 - dw5 * dw5;
      if (attn5 > 0) {
        attn5 *= attn5;
        value += attn5 * attn5 * extrapolate(xsb + 1, ysb + 1, zsb + 0, wsb + 0, dx5, dy5, dz5, dw5);
      }
      
      //Contribution (1,0,1,0)
      double dx6 = dx0 - 1 - 2 * SQUISH_CONSTANT_4D;
      double dy6 = dy0 - 0 - 2 * SQUISH_CONSTANT_4D;
      double dz6 = dz0 - 1 - 2 * SQUISH_CONSTANT_4D;
      double dw6 = dw0 - 0 - 2 * SQUISH_CONSTANT_4D;
      double attn6 = 2 - dx6 * dx6 - dy6 * dy6 - dz6 * dz6 - dw6 * dw6;
      if (attn6 > 0) {
        attn6 *= attn6;
        value += attn6 * attn6 * extrapolate(xsb + 1, ysb + 0, zsb + 1, wsb + 0, dx6, dy6, dz6, dw6);
      }

      //Contribution (1,0,0,1)
      double dx7 = dx0 - 1 - 2 * SQUISH_CONSTANT_4D;
      double dy7 = dy0 - 0 - 2 * SQUISH_CONSTANT_4D;
      double dz7 = dz0 - 0 - 2 * SQUISH_CONSTANT_4D;
      double dw7 = dw0 - 1 - 2 * SQUISH_CONSTANT_4D;
      double attn7 = 2 - dx7 * dx7 - dy7 * dy7 - dz7 * dz7 - dw7 * dw7;
      if (attn7 > 0) {
        attn7 *= attn7;
        value += attn7 * attn7 * extrapolate(xsb + 1, ysb + 0, zsb + 0, wsb + 1, dx7, dy7, dz7, dw7);
      }
      
      //Contribution (0,1,1,0)
      double dx8 = dx0 - 0 - 2 * SQUISH_CONSTANT_4D;
      double dy8 = dy0 - 1 - 2 * SQUISH_CONSTANT_4D;
      double dz8 = dz0 - 1 - 2 * SQUISH_CONSTANT_4D;
      double dw8 = dw0 - 0 - 2 * SQUISH_CONSTANT_4D;
      double attn8 = 2 - dx8 * dx8 - dy8 * dy8 - dz8 * dz8 - dw8 * dw8;
      if (attn8 > 0) {
        attn8 *= attn8;
        value += attn8 * attn8 * extrapolate(xsb + 0, ysb + 1, zsb + 1, wsb + 0, dx8, dy8, dz8, dw8);
      }
      
      //Contribution (0,1,0,1)
      double dx9 = dx0 - 0 - 2 * SQUISH_CONSTANT_4D;
      double dy9 = dy0 - 1 - 2 * SQUISH_CONSTANT_4D;
      double dz9 = dz0 - 0 - 2 * SQUISH_CONSTANT_4D;
      double dw9 = dw0 - 1 - 2 * SQUISH_CONSTANT_4D;
      double attn9 = 2 - dx9 * dx9 - dy9 * dy9 - dz9 * dz9 - dw9 * dw9;
      if (attn9 > 0) {
        attn9 *= attn9;
        value += attn9 * attn9 * extrapolate(xsb + 0, ysb + 1, zsb + 0, wsb + 1, dx9, dy9, dz9, dw9);
      }
      
      //Contribution (0,0,1,1)
      double dx10 = dx0 - 0 - 2 * SQUISH_CONSTANT_4D;
      double dy10 = dy0 - 0 - 2 * SQUISH_CONSTANT_4D;
      double dz10 = dz0 - 1 - 2 * SQUISH_CONSTANT_4D;
      double dw10 = dw0 - 1 - 2 * SQUISH_CONSTANT_4D;
      double attn10 = 2 - dx10 * dx10 - dy10 * dy10 - dz10 * dz10 - dw10 * dw10;
      if (attn10 > 0) {
        attn10 *= attn10;
        value += attn10 * attn10 * extrapolate(xsb + 0, ysb + 0, zsb + 1, wsb + 1, dx10, dy10, dz10, dw10);
      }
    }
 
    //First extra vertex
    double attn_ext0 = 2 - dx_ext0 * dx_ext0 - dy_ext0 * dy_ext0 - dz_ext0 * dz_ext0 - dw_ext0 * dw_ext0;
    if (attn_ext0 > 0)
    {
      attn_ext0 *= attn_ext0;
      value += attn_ext0 * attn_ext0 * extrapolate(xsv_ext0, ysv_ext0, zsv_ext0, wsv_ext0, dx_ext0, dy_ext0, dz_ext0, dw_ext0);
    }

    //Second extra vertex
    double attn_ext1 = 2 - dx_ext1 * dx_ext1 - dy_ext1 * dy_ext1 - dz_ext1 * dz_ext1 - dw_ext1 * dw_ext1;
    if (attn_ext1 > 0)
    {
      attn_ext1 *= attn_ext1;
      value += attn_ext1 * attn_ext1 * extrapolate(xsv_ext1, ysv_ext1, zsv_ext1, wsv_ext1, dx_ext1, dy_ext1, dz_ext1, dw_ext1);
    }

    //Third extra vertex
    double attn_ext2 = 2 - dx_ext2 * dx_ext2 - dy_ext2 * dy_ext2 - dz_ext2 * dz_ext2 - dw_ext2 * dw_ext2;
    if (attn_ext2 > 0)
    {
      attn_ext2 *= attn_ext2;
      value += attn_ext2 * attn_ext2 * extrapolate(xsv_ext2, ysv_ext2, zsv_ext2, wsv_ext2, dx_ext2, dy_ext2, dz_ext2, dw_ext2);
    }

    return value / NORM_CONSTANT_4D;
  }
  
  private double extrapolate(int xsb, int ysb, double dx, double dy)
  {
    int index = perm[(perm[xsb & 0xFF] + ysb) & 0xFF] & 0x0E;
    return gradients2D[index] * dx
      + gradients2D[index + 1] * dy;
  }
  
  private double extrapolate(int xsb, int ysb, int zsb, double dx, double dy, double dz)
  {
    int index = permGradIndex3D[(perm[(perm[xsb & 0xFF] + ysb) & 0xFF] + zsb) & 0xFF];
    return gradients3D[index] * dx
      + gradients3D[index + 1] * dy
      + gradients3D[index + 2] * dz;
  }
  
  private double extrapolate(int xsb, int ysb, int zsb, int wsb, double dx, double dy, double dz, double dw)
  {
    int index = perm[(perm[(perm[(perm[xsb & 0xFF] + ysb) & 0xFF] + zsb) & 0xFF] + wsb) & 0xFF] & 0xFC;
    return gradients4D[index] * dx
      + gradients4D[index + 1] * dy
      + gradients4D[index + 2] * dz
      + gradients4D[index + 3] * dw;
  }
  
  private int fastFloor(double x) {
    int xi = (int)x;
    return x < xi ? xi - 1 : xi;
  }
  
  //Gradients for 2D. They approximate the directions to the
  //vertices of an octagon from the center.
  private byte[] gradients2D = new byte[] {
     5,  2,    2,  5,
    -5,  2,   -2,  5,
     5, -2,    2, -5,
    -5, -2,   -2, -5,
  };
  
  //Gradients for 3D. They approximate the directions to the
  //vertices of a rhombicuboctahedron from the center, skewed so
  //that the triangular and square facets can be inscribed inside
  //circles of the same radius.
  private byte[] gradients3D = new byte[] {
    -11,  4,  4,     -4,  11,  4,    -4,  4,  11,
     11,  4,  4,      4,  11,  4,     4,  4,  11,
    -11, -4,  4,     -4, -11,  4,    -4, -4,  11,
     11, -4,  4,      4, -11,  4,     4, -4,  11,
    -11,  4, -4,     -4,  11, -4,    -4,  4, -11,
     11,  4, -4,      4,  11, -4,     4,  4, -11,
    -11, -4, -4,     -4, -11, -4,    -4, -4, -11,
     11, -4, -4,      4, -11, -4,     4, -4, -11,
  };
  
  //Gradients for 4D. They approximate the directions to the
  //vertices of a disprismatotesseractihexadecachoron from the center,
  //skewed so that the tetrahedral and cubic facets can be inscribed inside
  //spheres of the same radius.
  private byte[] gradients4D = new byte[] {
       3,  1,  1,  1,      1,  3,  1,  1,      1,  1,  3,  1,      1,  1,  1,  3,
      -3,  1,  1,  1,     -1,  3,  1,  1,     -1,  1,  3,  1,     -1,  1,  1,  3,
       3, -1,  1,  1,      1, -3,  1,  1,      1, -1,  3,  1,      1, -1,  1,  3,
      -3, -1,  1,  1,     -1, -3,  1,  1,     -1, -1,  3,  1,     -1, -1,  1,  3,
       3,  1, -1,  1,      1,  3, -1,  1,      1,  1, -3,  1,      1,  1, -1,  3,
      -3,  1, -1,  1,     -1,  3, -1,  1,     -1,  1, -3,  1,     -1,  1, -1,  3,
       3, -1, -1,  1,      1, -3, -1,  1,      1, -1, -3,  1,      1, -1, -1,  3,
      -3, -1, -1,  1,     -1, -3, -1,  1,     -1, -1, -3,  1,     -1, -1, -1,  3,
       3,  1,  1, -1,      1,  3,  1, -1,      1,  1,  3, -1,      1,  1,  1, -3,
      -3,  1,  1, -1,     -1,  3,  1, -1,     -1,  1,  3, -1,     -1,  1,  1, -3,
       3, -1,  1, -1,      1, -3,  1, -1,      1, -1,  3, -1,      1, -1,  1, -3,
      -3, -1,  1, -1,     -1, -3,  1, -1,     -1, -1,  3, -1,     -1, -1,  1, -3,
       3,  1, -1, -1,      1,  3, -1, -1,      1,  1, -3, -1,      1,  1, -1, -3,
      -3,  1, -1, -1,     -1,  3, -1, -1,     -1,  1, -3, -1,     -1,  1, -1, -3,
       3, -1, -1, -1,      1, -3, -1, -1,      1, -1, -3, -1,      1, -1, -1, -3,
      -3, -1, -1, -1,     -1, -3, -1, -1,     -1, -1, -3, -1,     -1, -1, -1, -3,
  };
}  
